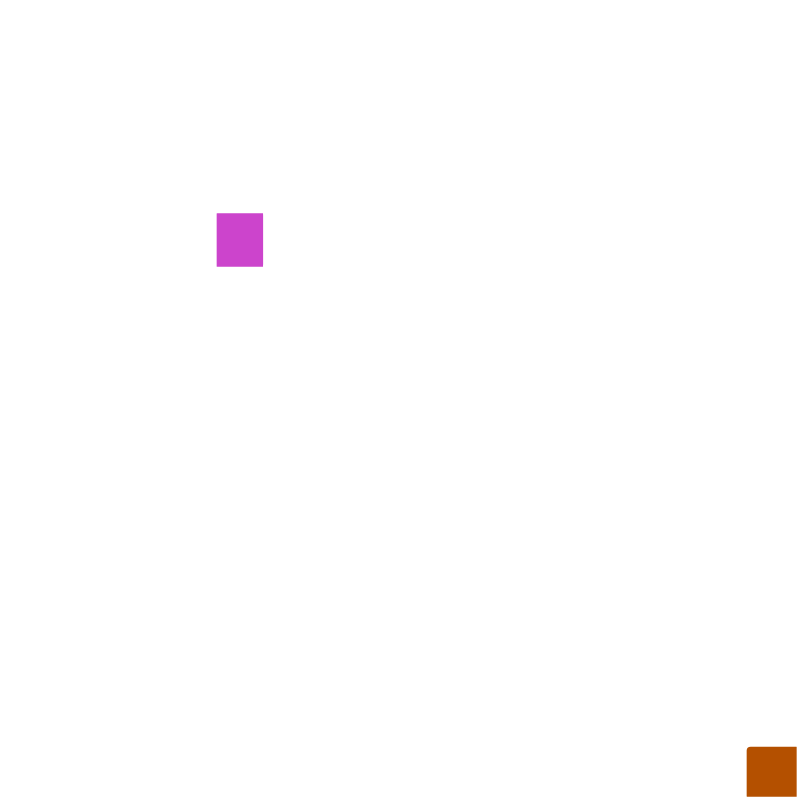
Frame 1 (no input)
Frame 60 (no input): identical to frame 1, image omitted
Frame 120 (the mouse pressed at the canvas centre since frame 60): identical to frame 1, image omitted

The p5.js sketch that drew this single still picture (run headless with seeded random() and noise() and a simulated clock; from frame 60 on, the mouse is pressed at the canvas centre):

// p5.js sketch
// ── sketch.js
// Parameters
const canvasDimensions = 800
const start = { x: 4, y: 4 }
const end = { x: 14, y: 14 }

/* eslint-disable-next-line */
function setup() {
  maze = new Maze(input1, canvasDimensions)
  createCanvas(canvasDimensions, canvasDimensions)
  // frameRate(30)
}

/* eslint-disable-next-line */
function draw() {
  clear()
  maze.show(start, end)
}

// ── Cell.js
class Cell {
  constructor(cell) {
    this.x = cell.x
    this.y = cell.y
    this.visited = false
    this.walls = cell.walls
  }

  equalsCellPos(x, y) {
    return this.x === x && this.y === y
  }
}

// ── Maze.js
class Maze {
  constructor(input, canvasDimensions) {
    this.width = input.length
    this.canvasDimensions = canvasDimensions
    this.cellsSize = canvasDimensions / this.width
    this.grid = input.map((row) => row.map((cell) => new Cell(cell)))
  }

  /** There are 3 possible states for a Cell:
   * - Cell not visited yet
   * - Cell visited but still processing (currently on stack)
   * - Cell processing finished
   * @param {*} currProcessing current cell being processed in this iteration
   * @param {*} stack current stack state
   */
  show(start, end) {
    const size = this.cellsSize
    const colors = {
      walls: [255, 255, 255],
      start: [204, 68, 204],
      end: [180, 80, 0],
    }

    for (let i = 0; i < this.width; i++) {
      for (let j = 0; j < this.width; j++) {
        const cell = this.grid[i][j]
        const x = i * this.cellsSize
        const y = j * this.cellsSize

        if (cell.equalsCellPos(start.x, start.y)) fill(...colors.start)
        else if (cell.equalsCellPos(end.x, end.y)) fill(...colors.end)
        else noFill() // not visited

        noStroke()
        rect(x, y, this.cellsSize, this.cellsSize, 4)

        // Walls
        stroke(...colors.walls)
        strokeWeight(100 / this.width)
        cell.walls.top && line(x, y, x + size, y)
        cell.walls.right && line(x + size, y, x + size, y + size)
        cell.walls.bottom && line(x, y + size, x + size, y + size)
        cell.walls.left && line(x, y, x, y + size)
      }
    }
  }
}

// ── MazeSolver.js
class MazeSolver {
  constructor(maze, start, end) {
    this.maze = maze
    this.start = start
    this.end = end
    const initCell = this.maze.grid[start.x][start.y]
    this.stack = [initCell]
    initCell.visited = true
    this.setCurrentCell(initCell)
  }

  // Finds the first unvisited neighbour with no walls between
  findUnvisitedNeighbour(cell) {
    // prettier-ignore
    // Checking order: Top, Right, Bottom, Left
    const neighbours = [
      { x: cell.x     , y: cell.y - 1 },
      { x: cell.x + 1 , y: cell.y     },
      { x: cell.x     , y: cell.y + 1 },
      { x: cell.x - 1 , y: cell.y     },
    ]
    const coords = neighbours.find((n) => {
      const neighbour = this.maze.grid[n.x] && this.maze.grid[n.x][n.y]
      return neighbour && !neighbour.visited && !cell.hasWallBetween(neighbour)
    })
    return coords && this.maze.grid[coords.x][coords.y]
  }

  setCurrentCell(next) {
    if (next) {
      if (this.curr) this.curr.isCurrent = false
      next.isCurrent = true
      this.curr = next
    }
  }

  nextIteration() {
    if (this.stack.length === 0 || this.curr.isEnd) {
      noLoop()
      console.log('Solution: \n', JSON.stringify(this.stack))
      return {
        maze: this.maze,
        stack: this.stack,
      }
    }
    const cell = this.stack.pop()
    const neighbour = this.findUnvisitedNeighbour(cell)
    if (neighbour) {
      neighbour.visited = true
      this.stack.push(cell)
      this.stack.push(neighbour)
      this.setCurrentCell(neighbour)
    }
    return {
      maze: this.maze,
      stack: this.stack,
    }
  }
}

// ── input.js
const input1 = [
  [
    { x: 0, y: 0, visited: true, walls: { top: true, right: true, bottom: false, left: true } },
    { x: 0, y: 1, visited: true, walls: { top: false, right: true, bottom: false, left: true } },
    { x: 0, y: 2, visited: true, walls: { top: false, right: false, bottom: false, left: true } },
    { x: 0, y: 3, visited: true, walls: { top: false, right: true, bottom: false, left: true } },
    { x: 0, y: 4, visited: true, walls: { top: false, right: true, bottom: true, left: true } },
    { x: 0, y: 5, visited: true, walls: { top: true, right: false, bottom: false, left: true } },
    { x: 0, y: 6, visited: true, walls: { top: false, right: true, bottom: false, left: true } },
    { x: 0, y: 7, visited: true, walls: { top: false, right: true, bottom: false, left: true } },
    { x: 0, y: 8, visited: true, walls: { top: false, right: true, bottom: false, left: true } },
    { x: 0, y: 9, visited: true, walls: { top: false, right: false, bottom: true, left: true } },
    { x: 0, y: 10, visited: true, walls: { top: true, right: true, bottom: false, left: true } },
    { x: 0, y: 11, visited: true, walls: { top: false, right: false, bottom: false, left: true } },
    { x: 0, y: 12, visited: true, walls: { top: false, right: false, bottom: true, left: true } },
    { x: 0, y: 13, visited: true, walls: { top: true, right: true, bottom: false, left: true } },
    { x: 0, y: 14, visited: true, walls: { top: false, right: false, bottom: true, left: true } },
  ],
  [
    { x: 1, y: 0, visited: true, walls: { top: true, right: false, bottom: false, left: true } },
    { x: 1, y: 1, visited: true, walls: { top: false, right: true, bottom: false, left: true } },
    { x: 1, y: 2, visited: true, walls: { top: false, right: true, bottom: true, left: false } },
    { x: 1, y: 3, visited: true, walls: { top: true, right: false, bottom: false, left: true } },
    { x: 1, y: 4, visited: true, walls: { top: false, right: true, bottom: false, left: true } },
    { x: 1, y: 5, visited: true, walls: { top: false, right: true, bottom: true, left: false } },
    { x: 1, y: 6, visited: true, walls: { top: true, right: false, bottom: true, left: true } },
    { x: 1, y: 7, visited: true, walls: { top: true, right: false, bottom: false, left: true } },
    { x: 1, y: 8, visited: true, walls: { top: false, right: true, bottom: false, left: true } },
    { x: 1, y: 9, visited: true, walls: { top: false, right: true, bottom: true, left: false } },
    { x: 1, y: 10, visited: true, walls: { top: true, right: false, bottom: false, left: true } },
    { x: 1, y: 11, visited: true, walls: { top: false, right: true, bottom: true, left: false } },
    { x: 1, y: 12, visited: true, walls: { top: true, right: true, bottom: false, left: false } },
    { x: 1, y: 13, visited: true, walls: { top: false, right: true, bottom: false, left: true } },
    { x: 1, y: 14, visited: true, walls: { top: false, right: false, bottom: true, left: false } },
  ],
  [
    { x: 2, y: 0, visited: true, walls: { top: true, right: false, bottom: true, left: false } },
    { x: 2, y: 1, visited: true, walls: { top: true, right: false, bottom: false, left: true } },
    { x: 2, y: 2, visited: true, walls: { top: false, right: true, bottom: false, left: true } },
    { x: 2, y: 3, visited: true, walls: { top: false, right: true, bottom: true, left: false } },
    { x: 2, y: 4, visited: true, walls: { top: true, right: false, bottom: false, left: true } },
    { x: 2, y: 5, visited: true, walls: { top: false, right: true, bottom: false, left: true } },
    { x: 2, y: 6, visited: true, walls: { top: false, right: false, bottom: true, left: false } },
    { x: 2, y: 7, visited: true, walls: { top: true, right: false, bottom: true, left: false } },
    { x: 2, y: 8, visited: true, walls: { top: true, right: true, bottom: false, left: true } },
    { x: 2, y: 9, visited: true, walls: { top: false, right: false, bottom: false, left: true } },
    { x: 2, y: 10, visited: true, walls: { top: false, right: false, bottom: true, left: false } },
    { x: 2, y: 11, visited: true, walls: { top: true, right: true, bottom: false, left: true } },
    { x: 2, y: 12, visited: true, walls: { top: false, right: false, bottom: false, left: true } },
    { x: 2, y: 13, visited: true, walls: { top: false, right: true, bottom: false, left: true } },
    { x: 2, y: 14, visited: true, walls: { top: false, right: true, bottom: true, left: false } },
  ],
  [
    { x: 3, y: 0, visited: true, walls: { top: true, right: false, bottom: true, left: false } },
    { x: 3, y: 1, visited: true, walls: { top: true, right: true, bottom: false, left: false } },
    { x: 3, y: 2, visited: true, walls: { top: false, right: false, bottom: true, left: true } },
    { x: 3, y: 3, visited: true, walls: { top: true, right: true, bottom: false, left: true } },
    { x: 3, y: 4, visited: true, walls: { top: false, right: true, bottom: false, left: false } },
    { x: 3, y: 5, visited: true, walls: { top: false, right: false, bottom: true, left: true } },
    { x: 3, y: 6, visited: true, walls: { top: true, right: false, bottom: true, left: false } },
    { x: 3, y: 7, visited: true, walls: { top: true, right: true, bottom: false, left: false } },
    { x: 3, y: 8, visited: true, walls: { top: false, right: false, bottom: true, left: true } },
    { x: 3, y: 9, visited: true, walls: { top: true, right: true, bottom: true, left: false } },
    { x: 3, y: 10, visited: true, walls: { top: true, right: true, bottom: false, left: false } },
    { x: 3, y: 11, visited: true, walls: { top: false, right: false, bottom: true, left: true } },
    { x: 3, y: 12, visited: true, walls: { top: true, right: false, bottom: true, left: false } },
    { x: 3, y: 13, visited: true, walls: { top: true, right: true, bottom: false, left: true } },
    { x: 3, y: 14, visited: true, walls: { top: false, right: false, bottom: true, left: true } },
  ],
  [
    { x: 4, y: 0, visited: true, walls: { top: true, right: false, bottom: false, left: false } },
    { x: 4, y: 1, visited: true, walls: { top: false, right: false, bottom: true, left: true } },
    { x: 4, y: 2, visited: true, walls: { top: true, right: true, bottom: false, left: false } },
    { x: 4, y: 3, visited: true, walls: { top: false, right: true, bottom: false, left: true } },
    { x: 4, y: 4, visited: true, walls: { top: false, right: true, bottom: false, left: true } },
    { x: 4, y: 5, visited: true, walls: { top: false, right: true, bottom: true, left: false } },
    { x: 4, y: 6, visited: true, walls: { top: true, right: false, bottom: true, left: false } },
    { x: 4, y: 7, visited: true, walls: { top: true, right: false, bottom: false, left: true } },
    { x: 4, y: 8, visited: true, walls: { top: false, right: true, bottom: true, left: false } },
    { x: 4, y: 9, visited: true, walls: { top: true, right: false, bottom: false, left: true } },
    { x: 4, y: 10, visited: true, walls: { top: false, right: true, bottom: false, left: true } },
    { x: 4, y: 11, visited: true, walls: { top: false, right: true, bottom: true, left: false } },
    { x: 4, y: 12, visited: true, walls: { top: true, right: true, bottom: false, left: false } },
    { x: 4, y: 13, visited: true, walls: { top: false, right: false, bottom: true, left: true } },
    { x: 4, y: 14, visited: true, walls: { top: true, right: false, bottom: true, left: false } },
  ],
  [
    { x: 5, y: 0, visited: true, walls: { top: true, right: false, bottom: true, left: false } },
    { x: 5, y: 1, visited: true, walls: { top: true, right: false, bottom: true, left: false } },
    { x: 5, y: 2, visited: true, walls: { top: true, right: false, bottom: false, left: true } },
    { x: 5, y: 3, visited: true, walls: { top: false, right: true, bottom: false, left: true } },
    { x: 5, y: 4, visited: true, walls: { top: false, right: true, bottom: false, left: true } },
    { x: 5, y: 5, visited: true, walls: { top: false, right: false, bottom: true, left: true } },
    { x: 5, y: 6, visited: true, walls: { top: true, right: false, bottom: true, left: false } },
    { x: 5, y: 7, visited: true, walls: { top: true, right: true, bottom: true, left: false } },
    { x: 5, y: 8, visited: true, walls: { top: true, right: false, bottom: false, left: true } },
    { x: 5, y: 9, visited: true, walls: { top: false, right: false, bottom: true, left: false } },
    { x: 5, y: 10, visited: true, walls: { top: true, right: true, bottom: false, left: true } },
    { x: 5, y: 11, visited: true, walls: { top: false, right: false, bottom: true, left: true } },
    { x: 5, y: 12, visited: true, walls: { top: true, right: false, bottom: false, left: true } },
    { x: 5, y: 13, visited: true, walls: { top: false, right: true, bottom: true, left: false } },
    { x: 5, y: 14, visited: true, walls: { top: true, right: false, bottom: true, left: false } },
  ],
  [
    { x: 6, y: 0, visited: true, walls: { top: true, right: false, bottom: true, left: false } },
    { x: 6, y: 1, visited: true, walls: { top: true, right: true, bottom: false, left: false } },
    { x: 6, y: 2, visited: true, walls: { top: false, right: true, bottom: true, left: false } },
    { x: 6, y: 3, visited: true, walls: { top: true, right: false, bottom: false, left: true } },
    { x: 6, y: 4, visited: true, walls: { top: false, right: false, bottom: false, left: true } },
    { x: 6, y: 5, visited: true, walls: { top: false, right: true, bottom: true, left: false } },
    { x: 6, y: 6, visited: true, walls: { top: true, right: false, bottom: true, left: false } },
    { x: 6, y: 7, visited: true, walls: { top: true, right: false, bottom: false, left: true } },
    { x: 6, y: 8, visited: true, walls: { top: false, right: true, bottom: true, left: false } },
    { x: 6, y: 9, visited: true, walls: { top: true, right: true, bottom: false, left: false } },
    { x: 6, y: 10, visited: true, walls: { top: false, right: false, bottom: true, left: true } },
    { x: 6, y: 11, visited: true, walls: { top: true, right: false, bottom: false, left: false } },
    { x: 6, y: 12, visited: true, walls: { top: false, right: true, bottom: true, left: false } },
    { x: 6, y: 13, visited: true, walls: { top: true, right: true, bottom: false, left: true } },
    { x: 6, y: 14, visited: true, walls: { top: false, right: false, bottom: true, left: false } },
  ],
  [
    { x: 7, y: 0, visited: true, walls: { top: true, right: false, bottom: true, left: false } },
    { x: 7, y: 1, visited: true, walls: { top: true, right: false, bottom: false, left: true } },
    { x: 7, y: 2, visited: true, walls: { top: false, right: true, bottom: false, left: true } },
    { x: 7, y: 3, visited: true, walls: { top: false, right: true, bottom: true, left: false } },
    { x: 7, y: 4, visited: true, walls: { top: true, right: false, bottom: true, left: false } },
    { x: 7, y: 5, visited: true, walls: { top: true, right: false, bottom: false, left: true } },
    { x: 7, y: 6, visited: true, walls: { top: false, right: true, bottom: true, left: false } },
    { x: 7, y: 7, visited: true, walls: { top: true, right: true, bottom: true, left: false } },
    { x: 7, y: 8, visited: true, walls: { top: true, right: false, bottom: false, left: true } },
    { x: 7, y: 9, visited: true, walls: { top: false, right: true, bottom: false, left: true } },
    { x: 7, y: 10, visited: true, walls: { top: false, right: true, bottom: true, left: false } },
    { x: 7, y: 11, visited: true, walls: { top: true, right: true, bottom: false, left: false } },
    { x: 7, y: 12, visited: true, walls: { top: false, right: true, bottom: false, left: true } },
    { x: 7, y: 13, visited: true, walls: { top: false, right: true, bottom: false, left: true } },
    { x: 7, y: 14, visited: true, walls: { top: false, right: false, bottom: true, left: false } },
  ],
  [
    { x: 8, y: 0, visited: true, walls: { top: true, right: false, bottom: true, left: false } },
    { x: 8, y: 1, visited: true, walls: { top: true, right: false, bottom: true, left: false } },
    { x: 8, y: 2, visited: true, walls: { top: true, right: false, bottom: false, left: true } },
    { x: 8, y: 3, visited: true, walls: { top: false, right: true, bottom: true, left: true } },
    { x: 8, y: 4, visited: true, walls: { top: true, right: false, bottom: true, left: false } },
    { x: 8, y: 5, visited: true, walls: { top: true, right: true, bottom: false, left: false } },
    { x: 8, y: 6, visited: true, walls: { top: false, right: true, bottom: false, left: true } },
    { x: 8, y: 7, visited: true, walls: { top: false, right: true, bottom: false, left: true } },
    { x: 8, y: 8, visited: true, walls: { top: false, right: true, bottom: true, left: false } },
    { x: 8, y: 9, visited: true, walls: { top: true, right: false, bottom: false, left: true } },
    { x: 8, y: 10, visited: true, walls: { top: false, right: false, bottom: false, left: true } },
    { x: 8, y: 11, visited: true, walls: { top: false, right: true, bottom: false, left: true } },
    { x: 8, y: 12, visited: true, walls: { top: false, right: true, bottom: true, left: true } },
    { x: 8, y: 13, visited: true, walls: { top: true, right: false, bottom: false, left: true } },
    { x: 8, y: 14, visited: true, walls: { top: false, right: true, bottom: true, left: false } },
  ],
  [
    { x: 9, y: 0, visited: true, walls: { top: true, right: true, bottom: true, left: false } },
    { x: 9, y: 1, visited: true, walls: { top: true, right: false, bottom: true, left: false } },
    { x: 9, y: 2, visited: true, walls: { top: true, right: false, bottom: true, left: false } },
    { x: 9, y: 3, visited: true, walls: { top: true, right: false, bottom: false, left: true } },
    { x: 9, y: 4, visited: true, walls: { top: false, right: true, bottom: true, left: false } },
    { x: 9, y: 5, visited: true, walls: { top: true, right: false, bottom: false, left: true } },
    { x: 9, y: 6, visited: true, walls: { top: false, right: true, bottom: false, left: true } },
    { x: 9, y: 7, visited: true, walls: { top: false, right: true, bottom: false, left: true } },
    { x: 9, y: 8, visited: true, walls: { top: false, right: true, bottom: false, left: true } },
    { x: 9, y: 9, visited: true, walls: { top: false, right: true, bottom: true, left: false } },
    { x: 9, y: 10, visited: true, walls: { top: true, right: true, bottom: true, left: false } },
    { x: 9, y: 11, visited: true, walls: { top: true, right: false, bottom: false, left: true } },
    { x: 9, y: 12, visited: true, walls: { top: false, right: false, bottom: true, left: true } },
    { x: 9, y: 13, visited: true, walls: { top: true, right: true, bottom: false, left: false } },
    { x: 9, y: 14, visited: true, walls: { top: false, right: false, bottom: true, left: true } },
  ],
  [
    { x: 10, y: 0, visited: true, walls: { top: true, right: false, bottom: false, left: true } },
    { x: 10, y: 1, visited: true, walls: { top: false, right: true, bottom: true, left: false } },
    { x: 10, y: 2, visited: true, walls: { top: true, right: false, bottom: true, left: false } },
    { x: 10, y: 3, visited: true, walls: { top: true, right: false, bottom: true, left: false } },
    { x: 10, y: 4, visited: true, walls: { top: true, right: false, bottom: false, left: true } },
    { x: 10, y: 5, visited: true, walls: { top: false, right: true, bottom: true, left: false } },
    { x: 10, y: 6, visited: true, walls: { top: true, right: false, bottom: false, left: true } },
    { x: 10, y: 7, visited: true, walls: { top: false, right: true, bottom: false, left: true } },
    { x: 10, y: 8, visited: true, walls: { top: false, right: true, bottom: false, left: true } },
    { x: 10, y: 9, visited: true, walls: { top: false, right: true, bottom: false, left: true } },
    { x: 10, y: 10, visited: true, walls: { top: false, right: true, bottom: false, left: true } },
    { x: 10, y: 11, visited: true, walls: { top: false, right: true, bottom: true, left: false } },
    { x: 10, y: 12, visited: true, walls: { top: true, right: true, bottom: false, left: false } },
    { x: 10, y: 13, visited: true, walls: { top: false, right: true, bottom: false, left: true } },
    { x: 10, y: 14, visited: true, walls: { top: false, right: true, bottom: true, left: false } },
  ],
  [
    { x: 11, y: 0, visited: true, walls: { top: true, right: false, bottom: true, left: false } },
    { x: 11, y: 1, visited: true, walls: { top: true, right: false, bottom: false, left: true } },
    { x: 11, y: 2, visited: true, walls: { top: false, right: false, bottom: true, left: false } },
    { x: 11, y: 3, visited: true, walls: { top: true, right: false, bottom: true, left: false } },
    { x: 11, y: 4, visited: true, walls: { top: true, right: true, bottom: false, left: false } },
    { x: 11, y: 5, visited: true, walls: { top: false, right: false, bottom: true, left: true } },
    { x: 11, y: 6, visited: true, walls: { top: true, right: false, bottom: true, left: false } },
    { x: 11, y: 7, visited: true, walls: { top: true, right: true, bottom: false, left: true } },
    { x: 11, y: 8, visited: true, walls: { top: false, right: false, bottom: false, left: true } },
    { x: 11, y: 9, visited: true, walls: { top: false, right: false, bottom: true, left: true } },
    { x: 11, y: 10, visited: true, walls: { top: true, right: false, bottom: false, left: true } },
    { x: 11, y: 11, visited: true, walls: { top: false, right: false, bottom: true, left: true } },
    { x: 11, y: 12, visited: true, walls: { top: true, right: false, bottom: false, left: true } },
    { x: 11, y: 13, visited: true, walls: { top: false, right: false, bottom: false, left: true } },
    { x: 11, y: 14, visited: true, walls: { top: false, right: false, bottom: true, left: true } },
  ],
  [
    { x: 12, y: 0, visited: true, walls: { top: true, right: false, bottom: true, left: false } },
    { x: 12, y: 1, visited: true, walls: { top: true, right: true, bottom: true, left: false } },
    { x: 12, y: 2, visited: true, walls: { top: true, right: false, bottom: true, left: false } },
    { x: 12, y: 3, visited: true, walls: { top: true, right: true, bottom: false, left: false } },
    { x: 12, y: 4, visited: true, walls: { top: false, right: false, bottom: false, left: true } },
    { x: 12, y: 5, visited: true, walls: { top: false, right: true, bottom: true, left: false } },
    { x: 12, y: 6, visited: true, walls: { top: true, right: true, bottom: false, left: false } },
    { x: 12, y: 7, visited: true, walls: { top: false, right: true, bottom: false, left: true } },
    { x: 12, y: 8, visited: true, walls: { top: false, right: true, bottom: true, left: false } },
    { x: 12, y: 9, visited: true, walls: { top: true, right: false, bottom: true, left: false } },
    { x: 12, y: 10, visited: true, walls: { top: true, right: true, bottom: true, left: false } },
    { x: 12, y: 11, visited: true, walls: { top: true, right: true, bottom: false, left: false } },
    { x: 12, y: 12, visited: true, walls: { top: false, right: true, bottom: true, left: false } },
    { x: 12, y: 13, visited: true, walls: { top: true, right: false, bottom: true, left: false } },
    { x: 12, y: 14, visited: true, walls: { top: true, right: false, bottom: true, left: false } },
  ],
  [
    { x: 13, y: 0, visited: true, walls: { top: true, right: false, bottom: false, left: false } },
    { x: 13, y: 1, visited: true, walls: { top: false, right: false, bottom: true, left: true } },
    { x: 13, y: 2, visited: true, walls: { top: true, right: true, bottom: false, left: false } },
    { x: 13, y: 3, visited: true, walls: { top: false, right: true, bottom: false, left: true } },
    { x: 13, y: 4, visited: true, walls: { top: false, right: true, bottom: true, left: false } },
    { x: 13, y: 5, visited: true, walls: { top: true, right: false, bottom: false, left: true } },
    { x: 13, y: 6, visited: true, walls: { top: false, right: false, bottom: false, left: true } },
    { x: 13, y: 7, visited: true, walls: { top: false, right: true, bottom: false, left: true } },
    { x: 13, y: 8, visited: true, walls: { top: false, right: true, bottom: true, left: true } },
    { x: 13, y: 9, visited: true, walls: { top: true, right: true, bottom: false, left: false } },
    { x: 13, y: 10, visited: true, walls: { top: false, right: true, bottom: false, left: true } },
    { x: 13, y: 11, visited: true, walls: { top: false, right: true, bottom: false, left: true } },
    { x: 13, y: 12, visited: true, walls: { top: false, right: true, bottom: false, left: true } },
    { x: 13, y: 13, visited: true, walls: { top: false, right: true, bottom: true, left: false } },
    { x: 13, y: 14, visited: true, walls: { top: true, right: false, bottom: true, left: false } },
  ],
  [
    { x: 14, y: 0, visited: true, walls: { top: true, right: true, bottom: true, left: false } },
    { x: 14, y: 1, visited: true, walls: { top: true, right: true, bottom: false, left: false } },
    { x: 14, y: 2, visited: true, walls: { top: false, right: true, bottom: false, left: true } },
    { x: 14, y: 3, visited: true, walls: { top: false, right: true, bottom: false, left: true } },
    { x: 14, y: 4, visited: true, walls: { top: false, right: true, bottom: false, left: true } },
    { x: 14, y: 5, visited: true, walls: { top: false, right: true, bottom: true, left: false } },
    { x: 14, y: 6, visited: true, walls: { top: true, right: true, bottom: false, left: false } },
    { x: 14, y: 7, visited: true, walls: { top: false, right: true, bottom: false, left: true } },
    { x: 14, y: 8, visited: true, walls: { top: false, right: true, bottom: false, left: true } },
    { x: 14, y: 9, visited: true, walls: { top: false, right: true, bottom: false, left: true } },
    { x: 14, y: 10, visited: true, walls: { top: false, right: true, bottom: false, left: true } },
    { x: 14, y: 11, visited: true, walls: { top: false, right: true, bottom: false, left: true } },
    { x: 14, y: 12, visited: true, walls: { top: false, right: true, bottom: false, left: true } },
    { x: 14, y: 13, visited: true, walls: { top: false, right: true, bottom: false, left: true } },
    { x: 14, y: 14, visited: true, walls: { top: false, right: true, bottom: true, left: false } },
  ],
]

// ── inputs.js
const inputsList = [
  [
    [
      { x: 0, y: 0, visited: true, walls: { top: true, right: true, bottom: false, left: true } },
      { x: 0, y: 1, visited: true, walls: { top: false, right: true, bottom: false, left: true } },
      { x: 0, y: 2, visited: true, walls: { top: false, right: false, bottom: false, left: true } },
      { x: 0, y: 3, visited: true, walls: { top: false, right: true, bottom: false, left: true } },
      { x: 0, y: 4, visited: true, walls: { top: false, right: true, bottom: true, left: true } },
      { x: 0, y: 5, visited: true, walls: { top: true, right: false, bottom: false, left: true } },
      { x: 0, y: 6, visited: true, walls: { top: false, right: true, bottom: false, left: true } },
      { x: 0, y: 7, visited: true, walls: { top: false, right: true, bottom: false, left: true } },
      { x: 0, y: 8, visited: true, walls: { top: false, right: true, bottom: false, left: true } },
      { x: 0, y: 9, visited: true, walls: { top: false, right: false, bottom: true, left: true } },
      { x: 0, y: 10, visited: true, walls: { top: true, right: true, bottom: false, left: true } },
      { x: 0, y: 11, visited: true, walls: { top: false, right: false, bottom: false, left: true } },
      { x: 0, y: 12, visited: true, walls: { top: false, right: false, bottom: true, left: true } },
      { x: 0, y: 13, visited: true, walls: { top: true, right: true, bottom: false, left: true } },
      { x: 0, y: 14, visited: true, walls: { top: false, right: false, bottom: true, left: true } },
    ],
    [
      { x: 1, y: 0, visited: true, walls: { top: true, right: false, bottom: false, left: true } },
      { x: 1, y: 1, visited: true, walls: { top: false, right: true, bottom: false, left: true } },
      { x: 1, y: 2, visited: true, walls: { top: false, right: true, bottom: true, left: false } },
      { x: 1, y: 3, visited: true, walls: { top: true, right: false, bottom: false, left: true } },
      { x: 1, y: 4, visited: true, walls: { top: false, right: true, bottom: false, left: true } },
      { x: 1, y: 5, visited: true, walls: { top: false, right: true, bottom: true, left: false } },
      { x: 1, y: 6, visited: true, walls: { top: true, right: false, bottom: true, left: true } },
      { x: 1, y: 7, visited: true, walls: { top: true, right: false, bottom: false, left: true } },
      { x: 1, y: 8, visited: true, walls: { top: false, right: true, bottom: false, left: true } },
      { x: 1, y: 9, visited: true, walls: { top: false, right: true, bottom: true, left: false } },
      { x: 1, y: 10, visited: true, walls: { top: true, right: false, bottom: false, left: true } },
      { x: 1, y: 11, visited: true, walls: { top: false, right: true, bottom: true, left: false } },
      { x: 1, y: 12, visited: true, walls: { top: true, right: true, bottom: false, left: false } },
      { x: 1, y: 13, visited: true, walls: { top: false, right: true, bottom: false, left: true } },
      { x: 1, y: 14, visited: true, walls: { top: false, right: false, bottom: true, left: false } },
    ],
    [
      { x: 2, y: 0, visited: true, walls: { top: true, right: false, bottom: true, left: false } },
      { x: 2, y: 1, visited: true, walls: { top: true, right: false, bottom: false, left: true } },
      { x: 2, y: 2, visited: true, walls: { top: false, right: true, bottom: false, left: true } },
      { x: 2, y: 3, visited: true, walls: { top: false, right: true, bottom: true, left: false } },
      { x: 2, y: 4, visited: true, walls: { top: true, right: false, bottom: false, left: true } },
      { x: 2, y: 5, visited: true, walls: { top: false, right: true, bottom: false, left: true } },
      { x: 2, y: 6, visited: true, walls: { top: false, right: false, bottom: true, left: false } },
      { x: 2, y: 7, visited: true, walls: { top: true, right: false, bottom: true, left: false } },
      { x: 2, y: 8, visited: true, walls: { top: true, right: true, bottom: false, left: true } },
      { x: 2, y: 9, visited: true, walls: { top: false, right: false, bottom: false, left: true } },
      { x: 2, y: 10, visited: true, walls: { top: false, right: false, bottom: true, left: false } },
      { x: 2, y: 11, visited: true, walls: { top: true, right: true, bottom: false, left: true } },
      { x: 2, y: 12, visited: true, walls: { top: false, right: false, bottom: false, left: true } },
      { x: 2, y: 13, visited: true, walls: { top: false, right: true, bottom: false, left: true } },
      { x: 2, y: 14, visited: true, walls: { top: false, right: true, bottom: true, left: false } },
    ],
    [
      { x: 3, y: 0, visited: true, walls: { top: true, right: false, bottom: true, left: false } },
      { x: 3, y: 1, visited: true, walls: { top: true, right: true, bottom: false, left: false } },
      { x: 3, y: 2, visited: true, walls: { top: false, right: false, bottom: true, left: true } },
      { x: 3, y: 3, visited: true, walls: { top: true, right: true, bottom: false, left: true } },
      { x: 3, y: 4, visited: true, walls: { top: false, right: true, bottom: false, left: false } },
      { x: 3, y: 5, visited: true, walls: { top: false, right: false, bottom: true, left: true } },
      { x: 3, y: 6, visited: true, walls: { top: true, right: false, bottom: true, left: false } },
      { x: 3, y: 7, visited: true, walls: { top: true, right: true, bottom: false, left: false } },
      { x: 3, y: 8, visited: true, walls: { top: false, right: false, bottom: true, left: true } },
      { x: 3, y: 9, visited: true, walls: { top: true, right: true, bottom: true, left: false } },
      { x: 3, y: 10, visited: true, walls: { top: true, right: true, bottom: false, left: false } },
      { x: 3, y: 11, visited: true, walls: { top: false, right: false, bottom: true, left: true } },
      { x: 3, y: 12, visited: true, walls: { top: true, right: false, bottom: true, left: false } },
      { x: 3, y: 13, visited: true, walls: { top: true, right: true, bottom: false, left: true } },
      { x: 3, y: 14, visited: true, walls: { top: false, right: false, bottom: true, left: true } },
    ],
    [
      { x: 4, y: 0, visited: true, walls: { top: true, right: false, bottom: false, left: false } },
      { x: 4, y: 1, visited: true, walls: { top: false, right: false, bottom: true, left: true } },
      { x: 4, y: 2, visited: true, walls: { top: true, right: true, bottom: false, left: false } },
      { x: 4, y: 3, visited: true, walls: { top: false, right: true, bottom: false, left: true } },
      { x: 4, y: 4, visited: true, walls: { top: false, right: true, bottom: false, left: true } },
      { x: 4, y: 5, visited: true, walls: { top: false, right: true, bottom: true, left: false } },
      { x: 4, y: 6, visited: true, walls: { top: true, right: false, bottom: true, left: false } },
      { x: 4, y: 7, visited: true, walls: { top: true, right: false, bottom: false, left: true } },
      { x: 4, y: 8, visited: true, walls: { top: false, right: true, bottom: true, left: false } },
      { x: 4, y: 9, visited: true, walls: { top: true, right: false, bottom: false, left: true } },
      { x: 4, y: 10, visited: true, walls: { top: false, right: true, bottom: false, left: true } },
      { x: 4, y: 11, visited: true, walls: { top: false, right: true, bottom: true, left: false } },
      { x: 4, y: 12, visited: true, walls: { top: true, right: true, bottom: false, left: false } },
      { x: 4, y: 13, visited: true, walls: { top: false, right: false, bottom: true, left: true } },
      { x: 4, y: 14, visited: true, walls: { top: true, right: false, bottom: true, left: false } },
    ],
    [
      { x: 5, y: 0, visited: true, walls: { top: true, right: false, bottom: true, left: false } },
      { x: 5, y: 1, visited: true, walls: { top: true, right: false, bottom: true, left: false } },
      { x: 5, y: 2, visited: true, walls: { top: true, right: false, bottom: false, left: true } },
      { x: 5, y: 3, visited: true, walls: { top: false, right: true, bottom: false, left: true } },
      { x: 5, y: 4, visited: true, walls: { top: false, right: true, bottom: false, left: true } },
      { x: 5, y: 5, visited: true, walls: { top: false, right: false, bottom: true, left: true } },
      { x: 5, y: 6, visited: true, walls: { top: true, right: false, bottom: true, left: false } },
      { x: 5, y: 7, visited: true, walls: { top: true, right: true, bottom: true, left: false } },
      { x: 5, y: 8, visited: true, walls: { top: true, right: false, bottom: false, left: true } },
      { x: 5, y: 9, visited: true, walls: { top: false, right: false, bottom: true, left: false } },
      { x: 5, y: 10, visited: true, walls: { top: true, right: true, bottom: false, left: true } },
      { x: 5, y: 11, visited: true, walls: { top: false, right: false, bottom: true, left: true } },
      { x: 5, y: 12, visited: true, walls: { top: true, right: false, bottom: false, left: true } },
      { x: 5, y: 13, visited: true, walls: { top: false, right: true, bottom: true, left: false } },
      { x: 5, y: 14, visited: true, walls: { top: true, right: false, bottom: true, left: false } },
    ],
    [
      { x: 6, y: 0, visited: true, walls: { top: true, right: false, bottom: true, left: false } },
      { x: 6, y: 1, visited: true, walls: { top: true, right: true, bottom: false, left: false } },
      { x: 6, y: 2, visited: true, walls: { top: false, right: true, bottom: true, left: false } },
      { x: 6, y: 3, visited: true, walls: { top: true, right: false, bottom: false, left: true } },
      { x: 6, y: 4, visited: true, walls: { top: false, right: false, bottom: false, left: true } },
      { x: 6, y: 5, visited: true, walls: { top: false, right: true, bottom: true, left: false } },
      { x: 6, y: 6, visited: true, walls: { top: true, right: false, bottom: true, left: false } },
      { x: 6, y: 7, visited: true, walls: { top: true, right: false, bottom: false, left: true } },
      { x: 6, y: 8, visited: true, walls: { top: false, right: true, bottom: true, left: false } },
      { x: 6, y: 9, visited: true, walls: { top: true, right: true, bottom: false, left: false } },
      { x: 6, y: 10, visited: true, walls: { top: false, right: false, bottom: true, left: true } },
      { x: 6, y: 11, visited: true, walls: { top: true, right: false, bottom: false, left: false } },
      { x: 6, y: 12, visited: true, walls: { top: false, right: true, bottom: true, left: false } },
      { x: 6, y: 13, visited: true, walls: { top: true, right: true, bottom: false, left: true } },
      { x: 6, y: 14, visited: true, walls: { top: false, right: false, bottom: true, left: false } },
    ],
    [
      { x: 7, y: 0, visited: true, walls: { top: true, right: false, bottom: true, left: false } },
      { x: 7, y: 1, visited: true, walls: { top: true, right: false, bottom: false, left: true } },
      { x: 7, y: 2, visited: true, walls: { top: false, right: true, bottom: false, left: true } },
      { x: 7, y: 3, visited: true, walls: { top: false, right: true, bottom: true, left: false } },
      { x: 7, y: 4, visited: true, walls: { top: true, right: false, bottom: true, left: false } },
      { x: 7, y: 5, visited: true, walls: { top: true, right: false, bottom: false, left: true } },
      { x: 7, y: 6, visited: true, walls: { top: false, right: true, bottom: true, left: false } },
      { x: 7, y: 7, visited: true, walls: { top: true, right: true, bottom: true, left: false } },
      { x: 7, y: 8, visited: true, walls: { top: true, right: false, bottom: false, left: true } },
      { x: 7, y: 9, visited: true, walls: { top: false, right: true, bottom: false, left: true } },
      { x: 7, y: 10, visited: true, walls: { top: false, right: true, bottom: true, left: false } },
      { x: 7, y: 11, visited: true, walls: { top: true, right: true, bottom: false, left: false } },
      { x: 7, y: 12, visited: true, walls: { top: false, right: true, bottom: false, left: true } },
      { x: 7, y: 13, visited: true, walls: { top: false, right: true, bottom: false, left: true } },
      { x: 7, y: 14, visited: true, walls: { top: false, right: false, bottom: true, left: false } },
    ],
    [
      { x: 8, y: 0, visited: true, walls: { top: true, right: false, bottom: true, left: false } },
      { x: 8, y: 1, visited: true, walls: { top: true, right: false, bottom: true, left: false } },
      { x: 8, y: 2, visited: true, walls: { top: true, right: false, bottom: false, left: true } },
      { x: 8, y: 3, visited: true, walls: { top: false, right: true, bottom: true, left: true } },
      { x: 8, y: 4, visited: true, walls: { top: true, right: false, bottom: true, left: false } },
      { x: 8, y: 5, visited: true, walls: { top: true, right: true, bottom: false, left: false } },
      { x: 8, y: 6, visited: true, walls: { top: false, right: true, bottom: false, left: true } },
      { x: 8, y: 7, visited: true, walls: { top: false, right: true, bottom: false, left: true } },
      { x: 8, y: 8, visited: true, walls: { top: false, right: true, bottom: true, left: false } },
      { x: 8, y: 9, visited: true, walls: { top: true, right: false, bottom: false, left: true } },
      { x: 8, y: 10, visited: true, walls: { top: false, right: false, bottom: false, left: true } },
      { x: 8, y: 11, visited: true, walls: { top: false, right: true, bottom: false, left: true } },
      { x: 8, y: 12, visited: true, walls: { top: false, right: true, bottom: true, left: true } },
      { x: 8, y: 13, visited: true, walls: { top: true, right: false, bottom: false, left: true } },
      { x: 8, y: 14, visited: true, walls: { top: false, right: true, bottom: true, left: false } },
    ],
    [
      { x: 9, y: 0, visited: true, walls: { top: true, right: true, bottom: true, left: false } },
      { x: 9, y: 1, visited: true, walls: { top: true, right: false, bottom: true, left: false } },
      { x: 9, y: 2, visited: true, walls: { top: true, right: false, bottom: true, left: false } },
      { x: 9, y: 3, visited: true, walls: { top: true, right: false, bottom: false, left: true } },
      { x: 9, y: 4, visited: true, walls: { top: false, right: true, bottom: true, left: false } },
      { x: 9, y: 5, visited: true, walls: { top: true, right: false, bottom: false, left: true } },
      { x: 9, y: 6, visited: true, walls: { top: false, right: true, bottom: false, left: true } },
      { x: 9, y: 7, visited: true, walls: { top: false, right: true, bottom: false, left: true } },
      { x: 9, y: 8, visited: true, walls: { top: false, right: true, bottom: false, left: true } },
      { x: 9, y: 9, visited: true, walls: { top: false, right: true, bottom: true, left: false } },
      { x: 9, y: 10, visited: true, walls: { top: true, right: true, bottom: true, left: false } },
      { x: 9, y: 11, visited: true, walls: { top: true, right: false, bottom: false, left: true } },
      { x: 9, y: 12, visited: true, walls: { top: false, right: false, bottom: true, left: true } },
      { x: 9, y: 13, visited: true, walls: { top: true, right: true, bottom: false, left: false } },
      { x: 9, y: 14, visited: true, walls: { top: false, right: false, bottom: true, left: true } },
    ],
    [
      { x: 10, y: 0, visited: true, walls: { top: true, right: false, bottom: false, left: true } },
      { x: 10, y: 1, visited: true, walls: { top: false, right: true, bottom: true, left: false } },
      { x: 10, y: 2, visited: true, walls: { top: true, right: false, bottom: true, left: false } },
      { x: 10, y: 3, visited: true, walls: { top: true, right: false, bottom: true, left: false } },
      { x: 10, y: 4, visited: true, walls: { top: true, right: false, bottom: false, left: true } },
      { x: 10, y: 5, visited: true, walls: { top: false, right: true, bottom: true, left: false } },
      { x: 10, y: 6, visited: true, walls: { top: true, right: false, bottom: false, left: true } },
      { x: 10, y: 7, visited: true, walls: { top: false, right: true, bottom: false, left: true } },
      { x: 10, y: 8, visited: true, walls: { top: false, right: true, bottom: false, left: true } },
      { x: 10, y: 9, visited: true, walls: { top: false, right: true, bottom: false, left: true } },
      { x: 10, y: 10, visited: true, walls: { top: false, right: true, bottom: false, left: true } },
      { x: 10, y: 11, visited: true, walls: { top: false, right: true, bottom: true, left: false } },
      { x: 10, y: 12, visited: true, walls: { top: true, right: true, bottom: false, left: false } },
      { x: 10, y: 13, visited: true, walls: { top: false, right: true, bottom: false, left: true } },
      { x: 10, y: 14, visited: true, walls: { top: false, right: true, bottom: true, left: false } },
    ],
    [
      { x: 11, y: 0, visited: true, walls: { top: true, right: false, bottom: true, left: false } },
      { x: 11, y: 1, visited: true, walls: { top: true, right: false, bottom: false, left: true } },
      { x: 11, y: 2, visited: true, walls: { top: false, right: false, bottom: true, left: false } },
      { x: 11, y: 3, visited: true, walls: { top: true, right: false, bottom: true, left: false } },
      { x: 11, y: 4, visited: true, walls: { top: true, right: true, bottom: false, left: false } },
      { x: 11, y: 5, visited: true, walls: { top: false, right: false, bottom: true, left: true } },
      { x: 11, y: 6, visited: true, walls: { top: true, right: false, bottom: true, left: false } },
      { x: 11, y: 7, visited: true, walls: { top: true, right: true, bottom: false, left: true } },
      { x: 11, y: 8, visited: true, walls: { top: false, right: false, bottom: false, left: true } },
      { x: 11, y: 9, visited: true, walls: { top: false, right: false, bottom: true, left: true } },
      { x: 11, y: 10, visited: true, walls: { top: true, right: false, bottom: false, left: true } },
      { x: 11, y: 11, visited: true, walls: { top: false, right: false, bottom: true, left: true } },
      { x: 11, y: 12, visited: true, walls: { top: true, right: false, bottom: false, left: true } },
      { x: 11, y: 13, visited: true, walls: { top: false, right: false, bottom: false, left: true } },
      { x: 11, y: 14, visited: true, walls: { top: false, right: false, bottom: true, left: true } },
    ],
    [
      { x: 12, y: 0, visited: true, walls: { top: true, right: false, bottom: true, left: false } },
      { x: 12, y: 1, visited: true, walls: { top: true, right: true, bottom: true, left: false } },
      { x: 12, y: 2, visited: true, walls: { top: true, right: false, bottom: true, left: false } },
      { x: 12, y: 3, visited: true, walls: { top: true, right: true, bottom: false, left: false } },
      { x: 12, y: 4, visited: true, walls: { top: false, right: false, bottom: false, left: true } },
      { x: 12, y: 5, visited: true, walls: { top: false, right: true, bottom: true, left: false } },
      { x: 12, y: 6, visited: true, walls: { top: true, right: true, bottom: false, left: false } },
      { x: 12, y: 7, visited: true, walls: { top: false, right: true, bottom: false, left: true } },
      { x: 12, y: 8, visited: true, walls: { top: false, right: true, bottom: true, left: false } },
      { x: 12, y: 9, visited: true, walls: { top: true, right: false, bottom: true, left: false } },
      { x: 12, y: 10, visited: true, walls: { top: true, right: true, bottom: true, left: false } },
      { x: 12, y: 11, visited: true, walls: { top: true, right: true, bottom: false, left: false } },
      { x: 12, y: 12, visited: true, walls: { top: false, right: true, bottom: true, left: false } },
      { x: 12, y: 13, visited: true, walls: { top: true, right: false, bottom: true, left: false } },
      { x: 12, y: 14, visited: true, walls: { top: true, right: false, bottom: true, left: false } },
    ],
    [
      { x: 13, y: 0, visited: true, walls: { top: true, right: false, bottom: false, left: false } },
      { x: 13, y: 1, visited: true, walls: { top: false, right: false, bottom: true, left: true } },
      { x: 13, y: 2, visited: true, walls: { top: true, right: true, bottom: false, left: false } },
      { x: 13, y: 3, visited: true, walls: { top: false, right: true, bottom: false, left: true } },
      { x: 13, y: 4, visited: true, walls: { top: false, right: true, bottom: true, left: false } },
      { x: 13, y: 5, visited: true, walls: { top: true, right: false, bottom: false, left: true } },
      { x: 13, y: 6, visited: true, walls: { top: false, right: false, bottom: false, left: true } },
      { x: 13, y: 7, visited: true, walls: { top: false, right: true, bottom: false, left: true } },
      { x: 13, y: 8, visited: true, walls: { top: false, right: true, bottom: true, left: true } },
      { x: 13, y: 9, visited: true, walls: { top: true, right: true, bottom: false, left: false } },
      { x: 13, y: 10, visited: true, walls: { top: false, right: true, bottom: false, left: true } },
      { x: 13, y: 11, visited: true, walls: { top: false, right: true, bottom: false, left: true } },
      { x: 13, y: 12, visited: true, walls: { top: false, right: true, bottom: false, left: true } },
      { x: 13, y: 13, visited: true, walls: { top: false, right: true, bottom: true, left: false } },
      { x: 13, y: 14, visited: true, walls: { top: true, right: false, bottom: true, left: false } },
    ],
    [
      { x: 14, y: 0, visited: true, walls: { top: true, right: true, bottom: true, left: false } },
      { x: 14, y: 1, visited: true, walls: { top: true, right: true, bottom: false, left: false } },
      { x: 14, y: 2, visited: true, walls: { top: false, right: true, bottom: false, left: true } },
      { x: 14, y: 3, visited: true, walls: { top: false, right: true, bottom: false, left: true } },
      { x: 14, y: 4, visited: true, walls: { top: false, right: true, bottom: false, left: true } },
      { x: 14, y: 5, visited: true, walls: { top: false, right: true, bottom: true, left: false } },
      { x: 14, y: 6, visited: true, walls: { top: true, right: true, bottom: false, left: false } },
      { x: 14, y: 7, visited: true, walls: { top: false, right: true, bottom: false, left: true } },
      { x: 14, y: 8, visited: true, walls: { top: false, right: true, bottom: false, left: true } },
      { x: 14, y: 9, visited: true, walls: { top: false, right: true, bottom: false, left: true } },
      { x: 14, y: 10, visited: true, walls: { top: false, right: true, bottom: false, left: true } },
      { x: 14, y: 11, visited: true, walls: { top: false, right: true, bottom: false, left: true } },
      { x: 14, y: 12, visited: true, walls: { top: false, right: true, bottom: false, left: true } },
      { x: 14, y: 13, visited: true, walls: { top: false, right: true, bottom: false, left: true } },
      { x: 14, y: 14, visited: true, walls: { top: false, right: true, bottom: true, left: false } },
    ],
  ], // end input 0

  [
    [
      { x: 0, y: 0, visited: true, walls: { top: true, right: false, bottom: false, left: true } },
      { x: 0, y: 1, visited: true, walls: { top: false, right: true, bottom: false, left: true } },
      { x: 0, y: 2, visited: true, walls: { top: false, right: true, bottom: false, left: true } },
      { x: 0, y: 3, visited: true, walls: { top: false, right: true, bottom: true, left: true } },
      { x: 0, y: 4, visited: true, walls: { top: true, right: false, bottom: false, left: true } },
      { x: 0, y: 5, visited: true, walls: { top: false, right: true, bottom: false, left: true } },
      { x: 0, y: 6, visited: true, walls: { top: false, right: false, bottom: true, left: true } },
      { x: 0, y: 7, visited: true, walls: { top: true, right: false, bottom: false, left: true } },
      { x: 0, y: 8, visited: true, walls: { top: false, right: true, bottom: false, left: true } },
      { x: 0, y: 9, visited: true, walls: { top: false, right: false, bottom: true, left: true } },
      { x: 0, y: 10, visited: true, walls: { top: true, right: false, bottom: false, left: true } },
      { x: 0, y: 11, visited: true, walls: { top: false, right: true, bottom: false, left: true } },
      { x: 0, y: 12, visited: true, walls: { top: false, right: true, bottom: false, left: true } },
      { x: 0, y: 13, visited: true, walls: { top: false, right: false, bottom: false, left: true } },
      { x: 0, y: 14, visited: true, walls: { top: false, right: false, bottom: true, left: true } },
      { x: 0, y: 15, visited: true, walls: { top: true, right: true, bottom: false, left: true } },
      { x: 0, y: 16, visited: true, walls: { top: false, right: false, bottom: false, left: true } },
      { x: 0, y: 17, visited: true, walls: { top: false, right: true, bottom: false, left: true } },
      { x: 0, y: 18, visited: true, walls: { top: false, right: true, bottom: true, left: true } },
      { x: 0, y: 19, visited: true, walls: { top: true, right: false, bottom: false, left: true } },
      { x: 0, y: 20, visited: true, walls: { top: false, right: true, bottom: false, left: true } },
      { x: 0, y: 21, visited: true, walls: { top: false, right: true, bottom: false, left: true } },
      { x: 0, y: 22, visited: true, walls: { top: false, right: true, bottom: false, left: true } },
      { x: 0, y: 23, visited: true, walls: { top: false, right: false, bottom: true, left: true } },
      { x: 0, y: 24, visited: true, walls: { top: true, right: false, bottom: false, left: true } },
      { x: 0, y: 25, visited: true, walls: { top: false, right: false, bottom: false, left: true } },
      { x: 0, y: 26, visited: true, walls: { top: false, right: true, bottom: true, left: true } },
      { x: 0, y: 27, visited: true, walls: { top: true, right: false, bottom: false, left: true } },
      { x: 0, y: 28, visited: true, walls: { top: false, right: false, bottom: false, left: true } },
      { x: 0, y: 29, visited: true, walls: { top: false, right: true, bottom: true, left: true } },
    ],
    [
      { x: 1, y: 0, visited: true, walls: { top: true, right: true, bottom: false, left: false } },
      { x: 1, y: 1, visited: true, walls: { top: false, right: true, bottom: false, left: true } },
      { x: 1, y: 2, visited: true, walls: { top: false, right: true, bottom: false, left: true } },
      { x: 1, y: 3, visited: true, walls: { top: false, right: true, bottom: false, left: true } },
      { x: 1, y: 4, visited: true, walls: { top: false, right: true, bottom: false, left: false } },
      { x: 1, y: 5, visited: true, walls: { top: false, right: true, bottom: true, left: true } },
      { x: 1, y: 6, visited: true, walls: { top: true, right: true, bottom: false, left: false } },
      { x: 1, y: 7, visited: true, walls: { top: false, right: true, bottom: false, left: false } },
      { x: 1, y: 8, visited: true, walls: { top: false, right: true, bottom: true, left: true } },
      { x: 1, y: 9, visited: true, walls: { top: true, right: true, bottom: false, left: false } },
      { x: 1, y: 10, visited: true, walls: { top: false, right: true, bottom: true, left: false } },
      { x: 1, y: 11, visited: true, walls: { top: true, right: false, bottom: false, left: true } },
      { x: 1, y: 12, visited: true, walls: { top: false, right: true, bottom: false, left: true } },
      { x: 1, y: 13, visited: true, walls: { top: false, right: true, bottom: true, left: false } },
      { x: 1, y: 14, visited: true, walls: { top: true, right: true, bottom: false, left: false } },
      { x: 1, y: 15, visited: true, walls: { top: false, right: true, bottom: false, left: true } },
      { x: 1, y: 16, visited: true, walls: { top: false, right: true, bottom: true, left: false } },
      { x: 1, y: 17, visited: true, walls: { top: true, right: false, bottom: false, left: true } },
      { x: 1, y: 18, visited: true, walls: { top: false, right: false, bottom: true, left: true } },
      { x: 1, y: 19, visited: true, walls: { top: true, right: true, bottom: false, left: false } },
      { x: 1, y: 20, visited: true, walls: { top: false, right: false, bottom: true, left: true } },
      { x: 1, y: 21, visited: true, walls: { top: true, right: false, bottom: false, left: true } },
      { x: 1, y: 22, visited: true, walls: { top: false, right: false, bottom: true, left: true } },
      { x: 1, y: 23, visited: true, walls: { top: true, right: true, bottom: false, left: false } },
      { x: 1, y: 24, visited: true, walls: { top: false, right: true, bottom: true, left: false } },
      { x: 1, y: 25, visited: true, walls: { top: true, right: true, bottom: false, left: false } },
      { x: 1, y: 26, visited: true, walls: { top: false, right: true, bottom: false, left: true } },
      { x: 1, y: 27, visited: true, walls: { top: false, right: true, bottom: true, left: false } },
      { x: 1, y: 28, visited: true, walls: { top: true, right: true, bottom: false, left: false } },
      { x: 1, y: 29, visited: true, walls: { top: false, right: false, bottom: true, left: true } },
    ],
    [
      { x: 2, y: 0, visited: true, walls: { top: true, right: false, bottom: false, left: true } },
      { x: 2, y: 1, visited: true, walls: { top: false, right: true, bottom: false, left: true } },
      { x: 2, y: 2, visited: true, walls: { top: false, right: true, bottom: false, left: true } },
      { x: 2, y: 3, visited: true, walls: { top: false, right: true, bottom: false, left: true } },
      { x: 2, y: 4, visited: true, walls: { top: false, right: true, bottom: false, left: true } },
      { x: 2, y: 5, visited: true, walls: { top: false, right: true, bottom: false, left: true } },
      { x: 2, y: 6, visited: true, walls: { top: false, right: false, bottom: true, left: true } },
      { x: 2, y: 7, visited: true, walls: { top: true, right: false, bottom: false, left: true } },
      { x: 2, y: 8, visited: true, walls: { top: false, right: false, bottom: true, left: true } },
      { x: 2, y: 9, visited: true, walls: { top: true, right: false, bottom: false, left: true } },
      { x: 2, y: 10, visited: true, walls: { top: false, right: false, bottom: true, left: true } },
      { x: 2, y: 11, visited: true, walls: { top: true, right: true, bottom: false, left: false } },
      { x: 2, y: 12, visited: true, walls: { top: false, right: false, bottom: true, left: true } },
      { x: 2, y: 13, visited: true, walls: { top: true, right: false, bottom: false, left: true } },
      { x: 2, y: 14, visited: true, walls: { top: false, right: true, bottom: false, left: true } },
      { x: 2, y: 15, visited: true, walls: { top: false, right: true, bottom: false, left: true } },
      { x: 2, y: 16, visited: true, walls: { top: false, right: true, bottom: false, left: true } },
      { x: 2, y: 17, visited: true, walls: { top: false, right: true, bottom: true, left: false } },
      { x: 2, y: 18, visited: true, walls: { top: true, right: true, bottom: false, left: false } },
      { x: 2, y: 19, visited: true, walls: { top: false, right: true, bottom: false, left: true } },
      { x: 2, y: 20, visited: true, walls: { top: false, right: true, bottom: true, left: false } },
      { x: 2, y: 21, visited: true, walls: { top: true, right: false, bottom: true, left: false } },
      { x: 2, y: 22, visited: true, walls: { top: true, right: false, bottom: true, left: false } },
      { x: 2, y: 23, visited: true, walls: { top: true, right: true, bottom: false, left: true } },
      { x: 2, y: 24, visited: true, walls: { top: false, right: true, bottom: false, left: true } },
      { x: 2, y: 25, visited: true, walls: { top: false, right: false, bottom: false, left: true } },
      { x: 2, y: 26, visited: true, walls: { top: false, right: true, bottom: true, left: true } },
      { x: 2, y: 27, visited: true, walls: { top: true, right: false, bottom: false, left: true } },
      { x: 2, y: 28, visited: true, walls: { top: false, right: false, bottom: true, left: true } },
      { x: 2, y: 29, visited: true, walls: { top: true, right: false, bottom: true, left: false } },
    ],
    [
      { x: 3, y: 0, visited: true, walls: { top: true, right: false, bottom: true, left: false } },
      { x: 3, y: 1, visited: true, walls: { top: true, right: false, bottom: false, left: true } },
      { x: 3, y: 2, visited: true, walls: { top: false, right: true, bottom: false, left: true } },
      { x: 3, y: 3, visited: true, walls: { top: false, right: true, bottom: false, left: true } },
      { x: 3, y: 4, visited: true, walls: { top: false, right: true, bottom: false, left: true } },
      { x: 3, y: 5, visited: true, walls: { top: false, right: false, bottom: true, left: true } },
      { x: 3, y: 6, visited: true, walls: { top: true, right: true, bottom: false, left: false } },
      { x: 3, y: 7, visited: true, walls: { top: false, right: true, bottom: true, left: false } },
      { x: 3, y: 8, visited: true, walls: { top: true, right: false, bottom: true, left: false } },
      { x: 3, y: 9, visited: true, walls: { top: true, right: false, bottom: true, left: false } },
      { x: 3, y: 10, visited: true, walls: { top: true, right: false, bottom: false, left: false } },
      { x: 3, y: 11, visited: true, walls: { top: false, right: true, bottom: false, left: true } },
      { x: 3, y: 12, visited: true, walls: { top: false, right: true, bottom: true, left: false } },
      { x: 3, y: 13, visited: true, walls: { top: true, right: false, bottom: true, left: false } },
      { x: 3, y: 14, visited: true, walls: { top: true, right: true, bottom: false, left: true } },
      { x: 3, y: 15, visited: true, walls: { top: false, right: true, bottom: false, left: true } },
      { x: 3, y: 16, visited: true, walls: { top: false, right: true, bottom: false, left: true } },
      { x: 3, y: 17, visited: true, walls: { top: false, right: false, bottom: true, left: true } },
      { x: 3, y: 18, visited: true, walls: { top: true, right: false, bottom: false, left: true } },
      { x: 3, y: 19, visited: true, walls: { top: false, right: true, bottom: false, left: true } },
      { x: 3, y: 20, visited: true, walls: { top: false, right: true, bottom: false, left: true } },
      { x: 3, y: 21, visited: true, walls: { top: false, right: false, bottom: true, left: false } },
      { x: 3, y: 22, visited: true, walls: { top: true, right: true, bottom: false, left: false } },
      { x: 3, y: 23, visited: true, walls: { top: false, right: false, bottom: true, left: true } },
      { x: 3, y: 24, visited: true, walls: { top: true, right: false, bottom: false, left: true } },
      { x: 3, y: 25, visited: true, walls: { top: false, right: false, bottom: true, left: false } },
      { x: 3, y: 26, visited: true, walls: { top: true, right: false, bottom: false, left: true } },
      { x: 3, y: 27, visited: true, walls: { top: false, right: true, bottom: true, left: false } },
      { x: 3, y: 28, visited: true, walls: { top: true, right: true, bottom: false, left: false } },
      { x: 3, y: 29, visited: true, walls: { top: false, right: true, bottom: true, left: false } },
    ],
    [
      { x: 4, y: 0, visited: true, walls: { top: true, right: false, bottom: false, left: false } },
      { x: 4, y: 1, visited: true, walls: { top: false, right: true, bottom: true, left: false } },
      { x: 4, y: 2, visited: true, walls: { top: true, right: false, bottom: false, left: true } },
      { x: 4, y: 3, visited: true, walls: { top: false, right: false, bottom: false, left: true } },
      { x: 4, y: 4, visited: true, walls: { top: false, right: true, bottom: true, left: true } },
      { x: 4, y: 5, visited: true, walls: { top: true, right: false, bottom: true, left: false } },
      { x: 4, y: 6, visited: true, walls: { top: true, right: false, bottom: false, left: true } },
      { x: 4, y: 7, visited: true, walls: { top: false, right: false, bottom: true, left: true } },
      { x: 4, y: 8, visited: true, walls: { top: true, right: true, bottom: false, left: false } },
      { x: 4, y: 9, visited: true, walls: { top: false, right: true, bottom: true, left: false } },
      { x: 4, y: 10, visited: true, walls: { top: true, right: false, bottom: true, left: false } },
      { x: 4, y: 11, visited: true, walls: { top: true, right: false, bottom: false, left: true } },
      { x: 4, y: 12, visited: true, walls: { top: false, right: true, bottom: false, left: true } },
      { x: 4, y: 13, visited: true, walls: { top: false, right: true, bottom: true, left: false } },
      { x: 4, y: 14, visited: true, walls: { top: true, right: false, bottom: false, left: true } },
      { x: 4, y: 15, visited: true, walls: { top: false, right: false, bottom: false, left: true } },
      { x: 4, y: 16, visited: true, walls: { top: false, right: true, bottom: false, left: true } },
      { x: 4, y: 17, visited: true, walls: { top: false, right: true, bottom: true, left: false } },
      { x: 4, y: 18, visited: true, walls: { top: true, right: false, bottom: true, left: false } },
      { x: 4, y: 19, visited: true, walls: { top: true, right: false, bottom: false, left: true } },
      { x: 4, y: 20, visited: true, walls: { top: false, right: false, bottom: true, left: true } },
      { x: 4, y: 21, visited: true, walls: { top: true, right: false, bottom: true, left: false } },
      { x: 4, y: 22, visited: true, walls: { top: true, right: false, bottom: true, left: true } },
      { x: 4, y: 23, visited: true, walls: { top: true, right: true, bottom: false, left: false } },
      { x: 4, y: 24, visited: true, walls: { top: false, right: false, bottom: true, left: false } },
      { x: 4, y: 25, visited: true, walls: { top: true, right: true, bottom: true, left: false } },
      { x: 4, y: 26, visited: true, walls: { top: true, right: true, bottom: false, left: false } },
      { x: 4, y: 27, visited: true, walls: { top: false, right: true, bottom: false, left: true } },
      { x: 4, y: 28, visited: true, walls: { top: false, right: true, bottom: false, left: true } },
      { x: 4, y: 29, visited: true, walls: { top: false, right: false, bottom: true, left: true } },
    ],
    [
      { x: 5, y: 0, visited: true, walls: { top: true, right: false, bottom: true, left: false } },
      { x: 5, y: 1, visited: true, walls: { top: true, right: false, bottom: false, left: true } },
      { x: 5, y: 2, visited: true, walls: { top: false, right: true, bottom: true, left: false } },
      { x: 5, y: 3, visited: true, walls: { top: true, right: true, bottom: false, left: false } },
      { x: 5, y: 4, visited: true, walls: { top: false, right: false, bottom: true, left: true } },
      { x: 5, y: 5, visited: true, walls: { top: true, right: false, bottom: true, left: false } },
      { x: 5, y: 6, visited: true, walls: { top: true, right: true, bottom: true, left: false } },
      { x: 5, y: 7, visited: true, walls: { top: true, right: false, bottom: false, left: false } },
      { x: 5, y: 8, visited: true, walls: { top: false, right: true, bottom: false, left: true } },
      { x: 5, y: 9, visited: true, walls: { top: false, right: true, bottom: false, left: true } },
      { x: 5, y: 10, visited: true, walls: { top: false, right: true, bottom: true, left: false } },
      { x: 5, y: 11, visited: true, walls: { top: true, right: true, bottom: false, left: false } },
      { x: 5, y: 12, visited: true, walls: { top: false, right: false, bottom: true, left: true } },
      { x: 5, y: 13, visited: true, walls: { top: true, right: false, bottom: false, left: true } },
      { x: 5, y: 14, visited: true, walls: { top: false, right: true, bottom: true, left: false } },
      { x: 5, y: 15, visited: true, walls: { top: true, right: true, bottom: true, left: false } },
      { x: 5, y: 16, visited: true, walls: { top: true, right: false, bottom: false, left: true } },
      { x: 5, y: 17, visited: true, walls: { top: false, right: false, bottom: true, left: true } },
      { x: 5, y: 18, visited: true, walls: { top: true, right: false, bottom: true, left: false } },
      { x: 5, y: 19, visited: true, walls: { top: true, right: false, bottom: true, left: false } },
      { x: 5, y: 20, visited: true, walls: { top: true, right: false, bottom: true, left: false } },
      { x: 5, y: 21, visited: true, walls: { top: true, right: false, bottom: true, left: false } },
      { x: 5, y: 22, visited: true, walls: { top: true, right: true, bottom: false, left: false } },
      { x: 5, y: 23, visited: true, walls: { top: false, right: false, bottom: false, left: true } },
      { x: 5, y: 24, visited: true, walls: { top: false, right: true, bottom: true, left: false } },
      { x: 5, y: 25, visited: true, walls: { top: true, right: false, bottom: false, left: true } },
      { x: 5, y: 26, visited: true, walls: { top: false, right: true, bottom: false, left: true } },
      { x: 5, y: 27, visited: true, walls: { top: false, right: false, bottom: true, left: true } },
      { x: 5, y: 28, visited: true, walls: { top: true, right: false, bottom: false, left: true } },
      { x: 5, y: 29, visited: true, walls: { top: false, right: true, bottom: true, left: false } },
    ],
    [
      { x: 6, y: 0, visited: true, walls: { top: true, right: false, bottom: true, left: false } },
      { x: 6, y: 1, visited: true, walls: { top: true, right: true, bottom: true, left: false } },
      { x: 6, y: 2, visited: true, walls: { top: true, right: false, bottom: false, left: true } },
      { x: 6, y: 3, visited: true, walls: { top: false, right: true, bottom: false, left: true } },
      { x: 6, y: 4, visited: true, walls: { top: false, right: false, bottom: true, left: false } },
      { x: 6, y: 5, visited: true, walls: { top: true, right: true, bottom: false, left: false } },
      { x: 6, y: 6, visited: true, walls: { top: false, right: false, bottom: true, left: true } },
      { x: 6, y: 7, visited: true, walls: { top: true, right: true, bottom: false, left: false } },
      { x: 6, y: 8, visited: true, walls: { top: false, right: false, bottom: true, left: true } },
      { x: 6, y: 9, visited: true, walls: { top: true, right: false, bottom: true, left: true } },
      { x: 6, y: 10, visited: true, walls: { top: true, right: false, bottom: false, left: true } },
      { x: 6, y: 11, visited: true, walls: { top: false, right: false, bottom: true, left: true } },
      { x: 6, y: 12, visited: true, walls: { top: true, right: false, bottom: true, left: false } },
      { x: 6, y: 13, visited: true, walls: { top: true, right: true, bottom: false, left: false } },
      { x: 6, y: 14, visited: true, walls: { top: false, right: false, bottom: true, left: true } },
      { x: 6, y: 15, visited: true, walls: { top: true, right: false, bottom: false, left: true } },
      { x: 6, y: 16, visited: true, walls: { top: false, right: true, bottom: true, left: false } },
      { x: 6, y: 17, visited: true, walls: { top: true, right: true, bottom: false, left: false } },
      { x: 6, y: 18, visited: true, walls: { top: false, right: true, bottom: false, left: false } },
      { x: 6, y: 19, visited: true, walls: { top: false, right: true, bottom: true, left: false } },
      { x: 6, y: 20, visited: true, walls: { top: true, right: false, bottom: true, left: false } },
      { x: 6, y: 21, visited: true, walls: { top: true, right: true, bottom: false, left: false } },
      { x: 6, y: 22, visited: true, walls: { top: false, right: false, bottom: true, left: true } },
      { x: 6, y: 23, visited: true, walls: { top: true, right: false, bottom: false, left: false } },
      { x: 6, y: 24, visited: true, walls: { top: false, right: true, bottom: true, left: true } },
      { x: 6, y: 25, visited: true, walls: { top: true, right: true, bottom: false, left: false } },
      { x: 6, y: 26, visited: true, walls: { top: false, right: false, bottom: true, left: true } },
      { x: 6, y: 27, visited: true, walls: { top: true, right: false, bottom: true, left: false } },
      { x: 6, y: 28, visited: true, walls: { top: true, right: true, bottom: false, left: false } },
      { x: 6, y: 29, visited: true, walls: { top: false, right: false, bottom: true, left: true } },
    ],
    [
      { x: 7, y: 0, visited: true, walls: { top: true, right: false, bottom: true, left: false } },
      { x: 7, y: 1, visited: true, walls: { top: true, right: false, bottom: false, left: true } },
      { x: 7, y: 2, visited: true, walls: { top: false, right: true, bottom: true, left: false } },
      { x: 7, y: 3, visited: true, walls: { top: true, right: false, bottom: false, left: true } },
      { x: 7, y: 4, visited: true, walls: { top: false, right: true, bottom: true, left: false } },
      { x: 7, y: 5, visited: true, walls: { top: true, right: false, bottom: false, left: true } },
      { x: 7, y: 6, visited: true, walls: { top: false, right: true, bottom: true, left: false } },
      { x: 7, y: 7, visited: true, walls: { top: true, right: true, bottom: false, left: true } },
      { x: 7, y: 8, visited: true, walls: { top: false, right: true, bottom: false, left: false } },
      { x: 7, y: 9, visited: true, walls: { top: false, right: false, bottom: true, left: false } },
      { x: 7, y: 10, visited: true, walls: { top: true, right: false, bottom: true, left: false } },
      { x: 7, y: 11, visited: true, walls: { top: true, right: true, bottom: false, left: false } },
      { x: 7, y: 12, visited: true, walls: { top: false, right: true, bottom: true, left: false } },
      { x: 7, y: 13, visited: true, walls: { top: true, right: false, bottom: false, left: true } },
      { x: 7, y: 14, visited: true, walls: { top: false, right: true, bottom: true, left: false } },
      { x: 7, y: 15, visited: true, walls: { top: true, right: false, bottom: true, left: false } },
      { x: 7, y: 16, visited: true, walls: { top: true, right: false, bottom: false, left: true } },
      { x: 7, y: 17, visited: true, walls: { top: false, right: true, bottom: false, left: true } },
      { x: 7, y: 18, visited: true, walls: { top: false, right: true, bottom: false, left: true } },
      { x: 7, y: 19, visited: true, walls: { top: false, right: false, bottom: true, left: true } },
      { x: 7, y: 20, visited: true, walls: { top: true, right: true, bottom: false, left: false } },
      { x: 7, y: 21, visited: true, walls: { top: false, right: true, bottom: true, left: true } },
      { x: 7, y: 22, visited: true, walls: { top: true, right: false, bottom: true, left: false } },
      { x: 7, y: 23, visited: true, walls: { top: true, right: false, bottom: true, left: false } },
      { x: 7, y: 24, visited: true, walls: { top: true, right: false, bottom: false, left: true } },
      { x: 7, y: 25, visited: true, walls: { top: false, right: true, bottom: false, left: true } },
      { x: 7, y: 26, visited: true, walls: { top: false, right: true, bottom: true, left: false } },
      { x: 7, y: 27, visited: true, walls: { top: true, right: true, bottom: false, left: false } },
      { x: 7, y: 28, visited: true, walls: { top: false, right: true, bottom: false, left: true } },
      { x: 7, y: 29, visited: true, walls: { top: false, right: true, bottom: true, left: false } },
    ],
    [
      { x: 8, y: 0, visited: true, walls: { top: true, right: false, bottom: true, left: false } },
      { x: 8, y: 1, visited: true, walls: { top: true, right: false, bottom: true, left: false } },
      { x: 8, y: 2, visited: true, walls: { top: true, right: false, bottom: false, left: true } },
      { x: 8, y: 3, visited: true, walls: { top: false, right: true, bottom: true, left: false } },
      { x: 8, y: 4, visited: true, walls: { top: true, right: false, bottom: false, left: true } },
      { x: 8, y: 5, visited: true, walls: { top: false, right: false, bottom: true, left: false } },
      { x: 8, y: 6, visited: true, walls: { top: true, right: false, bottom: false, left: true } },
      { x: 8, y: 7, visited: true, walls: { top: false, right: true, bottom: false, left: true } },
      { x: 8, y: 8, visited: true, walls: { top: false, right: false, bottom: true, left: true } },
      { x: 8, y: 9, visited: true, walls: { top: true, right: true, bottom: true, left: false } },
      { x: 8, y: 10, visited: true, walls: { top: true, right: false, bottom: true, left: false } },
      { x: 8, y: 11, visited: true, walls: { top: true, right: true, bottom: false, left: true } },
      { x: 8, y: 12, visited: true, walls: { top: false, right: true, bottom: false, left: true } },
      { x: 8, y: 13, visited: true, walls: { top: false, right: false, bottom: false, left: false } },
      { x: 8, y: 14, visited: true, walls: { top: false, right: true, bottom: false, left: true } },
      { x: 8, y: 15, visited: true, walls: { top: false, right: true, bottom: true, left: false } },
      { x: 8, y: 16, visited: true, walls: { top: true, right: true, bottom: false, left: false } },
      { x: 8, y: 17, visited: true, walls: { top: false, right: false, bottom: true, left: true } },
      { x: 8, y: 18, visited: true, walls: { top: true, right: false, bottom: true, left: true } },
      { x: 8, y: 19, visited: true, walls: { top: true, right: true, bottom: false, left: false } },
      { x: 8, y: 20, visited: true, walls: { top: false, right: true, bottom: false, left: true } },
      { x: 8, y: 21, visited: true, walls: { top: false, right: true, bottom: false, left: true } },
      { x: 8, y: 22, visited: true, walls: { top: false, right: false, bottom: true, left: false } },
      { x: 8, y: 23, visited: true, walls: { top: true, right: true, bottom: true, left: false } },
      { x: 8, y: 24, visited: true, walls: { top: true, right: false, bottom: true, left: false } },
      { x: 8, y: 25, visited: true, walls: { top: true, right: true, bottom: false, left: true } },
      { x: 8, y: 26, visited: true, walls: { top: false, right: false, bottom: false, left: true } },
      { x: 8, y: 27, visited: true, walls: { top: false, right: false, bottom: false, left: true } },
      { x: 8, y: 28, visited: true, walls: { top: false, right: false, bottom: true, left: true } },
      { x: 8, y: 29, visited: true, walls: { top: true, right: false, bottom: true, left: true } },
    ],
    [
      { x: 9, y: 0, visited: true, walls: { top: true, right: true, bottom: false, left: false } },
      { x: 9, y: 1, visited: true, walls: { top: false, right: true, bottom: true, left: false } },
      { x: 9, y: 2, visited: true, walls: { top: true, right: true, bottom: true, left: false } },
      { x: 9, y: 3, visited: true, walls: { top: true, right: false, bottom: false, left: true } },
      { x: 9, y: 4, visited: true, walls: { top: false, right: true, bottom: true, left: false } },
      { x: 9, y: 5, visited: true, walls: { top: true, right: false, bottom: true, left: false } },
      { x: 9, y: 6, visited: true, walls: { top: true, right: false, bottom: true, left: false } },
      { x: 9, y: 7, visited: true, walls: { top: true, right: false, bottom: true, left: true } },
      { x: 9, y: 8, visited: true, walls: { top: true, right: true, bottom: false, left: false } },
      { x: 9, y: 9, visited: true, walls: { top: false, right: true, bottom: false, left: true } },
      { x: 9, y: 10, visited: true, walls: { top: false, right: true, bottom: true, left: false } },
      { x: 9, y: 11, visited: true, walls: { top: true, right: false, bottom: false, left: true } },
      { x: 9, y: 12, visited: true, walls: { top: false, right: false, bottom: true, left: true } },
      { x: 9, y: 13, visited: true, walls: { top: true, right: true, bottom: false, left: false } },
      { x: 9, y: 14, visited: true, walls: { top: false, right: true, bottom: false, left: true } },
      { x: 9, y: 15, visited: true, walls: { top: false, right: false, bottom: true, left: true } },
      { x: 9, y: 16, visited: true, walls: { top: true, right: false, bottom: false, left: true } },
      { x: 9, y: 17, visited: true, walls: { top: false, right: true, bottom: true, left: false } },
      { x: 9, y: 18, visited: true, walls: { top: true, right: false, bottom: false, left: false } },
      { x: 9, y: 19, visited: true, walls: { top: false, right: false, bottom: true, left: true } },
      { x: 9, y: 20, visited: true, walls: { top: true, right: false, bottom: false, left: true } },
      { x: 9, y: 21, visited: true, walls: { top: false, right: false, bottom: true, left: true } },
      { x: 9, y: 22, visited: true, walls: { top: true, right: false, bottom: true, left: false } },
      { x: 9, y: 23, visited: true, walls: { top: true, right: false, bottom: false, left: true } },
      { x: 9, y: 24, visited: true, walls: { top: false, right: true, bottom: true, left: false } },
      { x: 9, y: 25, visited: true, walls: { top: true, right: false, bottom: true, left: true } },
      { x: 9, y: 26, visited: true, walls: { top: true, right: false, bottom: true, left: false } },
      { x: 9, y: 27, visited: true, walls: { top: true, right: false, bottom: true, left: false } },
      { x: 9, y: 28, visited: true, walls: { top: true, right: true, bottom: false, left: false } },
      { x: 9, y: 29, visited: true, walls: { top: false, right: true, bottom: true, left: false } },
    ],
    [
      { x: 10, y: 0, visited: true, walls: { top: true, right: false, bottom: false, left: true } },
      { x: 10, y: 1, visited: true, walls: { top: false, right: true, bottom: false, left: true } },
      { x: 10, y: 2, visited: true, walls: { top: false, right: false, bottom: true, left: true } },
      { x: 10, y: 3, visited: true, walls: { top: true, right: true, bottom: false, left: false } },
      { x: 10, y: 4, visited: true, walls: { top: false, right: false, bottom: true, left: true } },
      { x: 10, y: 5, visited: true, walls: { top: true, right: true, bottom: true, left: false } },
      { x: 10, y: 6, visited: true, walls: { top: true, right: true, bottom: false, left: false } },
      { x: 10, y: 7, visited: true, walls: { top: false, right: true, bottom: false, left: false } },
      { x: 10, y: 8, visited: true, walls: { top: false, right: false, bottom: true, left: true } },
      { x: 10, y: 9, visited: true, walls: { top: true, right: true, bottom: false, left: true } },
      { x: 10, y: 10, visited: true, walls: { top: false, right: false, bottom: false, left: true } },
      { x: 10, y: 11, visited: true, walls: { top: false, right: false, bottom: true, left: false } },
      { x: 10, y: 12, visited: true, walls: { top: true, right: true, bottom: false, left: false } },
      { x: 10, y: 13, visited: true, walls: { top: false, right: true, bottom: false, left: true } },
      { x: 10, y: 14, visited: true, walls: { top: false, right: false, bottom: true, left: true } },
      { x: 10, y: 15, visited: true, walls: { top: true, right: false, bottom: true, left: false } },
      { x: 10, y: 16, visited: true, walls: { top: true, right: false, bottom: true, left: false } },
      { x: 10, y: 17, visited: true, walls: { top: true, right: false, bottom: true, left: true } },
      { x: 10, y: 18, visited: true, walls: { top: true, right: false, bottom: true, left: false } },
      { x: 10, y: 19, visited: true, walls: { top: true, right: true, bottom: false, left: false } },
      { x: 10, y: 20, visited: true, walls: { top: false, right: true, bottom: true, left: false } },
      { x: 10, y: 21, visited: true, walls: { top: true, right: false, bottom: true, left: false } },
      { x: 10, y: 22, visited: true, walls: { top: true, right: false, bottom: true, left: false } },
      { x: 10, y: 23, visited: true, walls: { top: true, right: false, bottom: true, left: false } },
      { x: 10, y: 24, visited: true, walls: { top: true, right: false, bottom: false, left: true } },
      { x: 10, y: 25, visited: true, walls: { top: false, right: true, bottom: true, left: false } },
      { x: 10, y: 26, visited: true, walls: { top: true, right: false, bottom: true, left: false } },
      { x: 10, y: 27, visited: true, walls: { top: true, right: true, bottom: false, left: false } },
      { x: 10, y: 28, visited: true, walls: { top: false, right: true, bottom: false, left: true } },
      { x: 10, y: 29, visited: true, walls: { top: false, right: false, bottom: true, left: true } },
    ],
    [
      { x: 11, y: 0, visited: true, walls: { top: true, right: false, bottom: true, left: false } },
      { x: 11, y: 1, visited: true, walls: { top: true, right: true, bottom: false, left: true } },
      { x: 11, y: 2, visited: true, walls: { top: false, right: true, bottom: false, left: false } },
      { x: 11, y: 3, visited: true, walls: { top: false, right: false, bottom: true, left: true } },
      { x: 11, y: 4, visited: true, walls: { top: true, right: true, bottom: false, left: false } },
      { x: 11, y: 5, visited: true, walls: { top: false, right: false, bottom: false, left: true } },
      { x: 11, y: 6, visited: true, walls: { top: false, right: true, bottom: false, left: true } },
      { x: 11, y: 7, visited: true, walls: { top: false, right: false, bottom: true, left: true } },
      { x: 11, y: 8, visited: true, walls: { top: true, right: true, bottom: false, left: false } },
      { x: 11, y: 9, visited: true, walls: { top: false, right: false, bottom: true, left: true } },
      { x: 11, y: 10, visited: true, walls: { top: true, right: true, bottom: true, left: false } },
      { x: 11, y: 11, visited: true, walls: { top: true, right: true, bottom: false, left: false } },
      { x: 11, y: 12, visited: true, walls: { top: false, right: false, bottom: true, left: true } },
      { x: 11, y: 13, visited: true, walls: { top: true, right: false, bottom: false, left: true } },
      { x: 11, y: 14, visited: true, walls: { top: false, right: true, bottom: true, left: false } },
      { x: 11, y: 15, visited: true, walls: { top: true, right: false, bottom: true, left: false } },
      { x: 11, y: 16, visited: true, walls: { top: true, right: false, bottom: true, left: false } },
      { x: 11, y: 17, visited: true, walls: { top: true, right: false, bottom: true, left: false } },
      { x: 11, y: 18, visited: true, walls: { top: true, right: true, bottom: false, left: false } },
      { x: 11, y: 19, visited: true, walls: { top: false, right: false, bottom: true, left: true } },
      { x: 11, y: 20, visited: true, walls: { top: true, right: false, bottom: true, left: true } },
      { x: 11, y: 21, visited: true, walls: { top: true, right: true, bottom: false, left: false } },
      { x: 11, y: 22, visited: true, walls: { top: false, right: true, bottom: true, left: false } },
      { x: 11, y: 23, visited: true, walls: { top: true, right: true, bottom: false, left: false } },
      { x: 11, y: 24, visited: true, walls: { top: false, right: true, bottom: true, left: false } },
      { x: 11, y: 25, visited: true, walls: { top: true, right: false, bottom: true, left: true } },
      { x: 11, y: 26, visited: true, walls: { top: true, right: false, bottom: true, left: false } },
      { x: 11, y: 27, visited: true, walls: { top: true, right: false, bottom: false, left: true } },
      { x: 11, y: 28, visited: true, walls: { top: false, right: false, bottom: true, left: true } },
      { x: 11, y: 29, visited: true, walls: { top: true, right: false, bottom: true, left: false } },
    ],
    [
      { x: 12, y: 0, visited: true, walls: { top: true, right: false, bottom: false, left: false } },
      { x: 12, y: 1, visited: true, walls: { top: false, right: true, bottom: false, left: true } },
      { x: 12, y: 2, visited: true, walls: { top: false, right: false, bottom: true, left: true } },
      { x: 12, y: 3, visited: true, walls: { top: true, right: true, bottom: false, left: false } },
      { x: 12, y: 4, visited: true, walls: { top: false, right: true, bottom: false, left: true } },
      { x: 12, y: 5, visited: true, walls: { top: false, right: true, bottom: true, left: false } },
      { x: 12, y: 6, visited: true, walls: { top: true, right: false, bottom: true, left: true } },
      { x: 12, y: 7, visited: true, walls: { top: true, right: true, bottom: false, left: false } },
      { x: 12, y: 8, visited: true, walls: { top: false, right: false, bottom: true, left: true } },
      { x: 12, y: 9, visited: true, walls: { top: true, right: true, bottom: false, left: false } },
      { x: 12, y: 10, visited: true, walls: { top: false, right: true, bottom: false, left: true } },
      { x: 12, y: 11, visited: true, walls: { top: false, right: false, bottom: true, left: true } },
      { x: 12, y: 12, visited: true, walls: { top: true, right: false, bottom: true, left: false } },
      { x: 12, y: 13, visited: true, walls: { top: true, right: true, bottom: false, left: false } },
      { x: 12, y: 14, visited: true, walls: { top: false, right: false, bottom: true, left: true } },
      { x: 12, y: 15, visited: true, walls: { top: true, right: false, bottom: true, left: false } },
      { x: 12, y: 16, visited: true, walls: { top: true, right: false, bottom: true, left: false } },
      { x: 12, y: 17, visited: true, walls: { top: true, right: true, bottom: false, left: false } },
      { x: 12, y: 18, visited: true, walls: { top: false, right: false, bottom: false, left: true } },
      { x: 12, y: 19, visited: true, walls: { top: false, right: true, bottom: true, left: false } },
      { x: 12, y: 20, visited: true, walls: { top: true, right: true, bottom: false, left: false } },
      { x: 12, y: 21, visited: true, walls: { top: false, right: false, bottom: false, left: true } },
      { x: 12, y: 22, visited: true, walls: { top: false, right: true, bottom: false, left: true } },
      { x: 12, y: 23, visited: true, walls: { top: false, right: true, bottom: false, left: true } },
      { x: 12, y: 24, visited: true, walls: { top: false, right: false, bottom: true, left: true } },
      { x: 12, y: 25, visited: true, walls: { top: true, right: false, bottom: false, left: false } },
      { x: 12, y: 26, visited: true, walls: { top: false, right: true, bottom: false, left: false } },
      { x: 12, y: 27, visited: true, walls: { top: false, right: true, bottom: true, left: false } },
      { x: 12, y: 28, visited: true, walls: { top: true, right: false, bottom: true, left: false } },
      { x: 12, y: 29, visited: true, walls: { top: true, right: false, bottom: true, left: false } },
    ],
    [
      { x: 13, y: 0, visited: true, walls: { top: true, right: false, bottom: true, left: false } },
      { x: 13, y: 1, visited: true, walls: { top: true, right: false, bottom: true, left: true } },
      { x: 13, y: 2, visited: true, walls: { top: true, right: true, bottom: false, left: false } },
      { x: 13, y: 3, visited: true, walls: { top: false, right: true, bottom: false, left: true } },
      { x: 13, y: 4, visited: true, walls: { top: false, right: false, bottom: true, left: true } },
      { x: 13, y: 5, visited: true, walls: { top: true, right: false, bottom: true, left: true } },
      { x: 13, y: 6, visited: true, walls: { top: true, right: false, bottom: false, left: false } },
      { x: 13, y: 7, visited: true, walls: { top: false, right: false, bottom: true, left: true } },
      { x: 13, y: 8, visited: true, walls: { top: true, right: true, bottom: false, left: false } },
      { x: 13, y: 9, visited: true, walls: { top: false, right: true, bottom: false, left: true } },
      { x: 13, y: 10, visited: true, walls: { top: false, right: false, bottom: true, left: true } },
      { x: 13, y: 11, visited: true, walls: { top: true, right: true, bottom: false, left: false } },
      { x: 13, y: 12, visited: true, walls: { top: false, right: true, bottom: true, left: false } },
      { x: 13, y: 13, visited: true, walls: { top: true, right: false, bottom: true, left: true } },
      { x: 13, y: 14, visited: true, walls: { top: true, right: false, bottom: true, left: false } },
      { x: 13, y: 15, visited: true, walls: { top: true, right: true, bottom: true, left: false } },
      { x: 13, y: 16, visited: true, walls: { top: true, right: true, bottom: false, left: false } },
      { x: 13, y: 17, visited: true, walls: { top: false, right: false, bottom: true, left: true } },
      { x: 13, y: 18, visited: true, walls: { top: true, right: true, bottom: false, left: false } },
      { x: 13, y: 19, visited: true, walls: { top: false, right: true, bottom: false, left: true } },
      { x: 13, y: 20, visited: true, walls: { top: false, right: true, bottom: false, left: true } },
      { x: 13, y: 21, visited: true, walls: { top: false, right: true, bottom: true, left: false } },
      { x: 13, y: 22, visited: true, walls: { top: true, right: false, bottom: false, left: true } },
      { x: 13, y: 23, visited: true, walls: { top: false, right: true, bottom: true, left: true } },
      { x: 13, y: 24, visited: true, walls: { top: true, right: false, bottom: true, left: false } },
      { x: 13, y: 25, visited: true, walls: { top: true, right: false, bottom: true, left: false } },
      { x: 13, y: 26, visited: true, walls: { top: true, right: false, bottom: false, left: true } },
      { x: 13, y: 27, visited: true, walls: { top: false, right: false, bottom: true, left: true } },
      { x: 13, y: 28, visited: true, walls: { top: true, right: true, bottom: true, left: false } },
      { x: 13, y: 29, visited: true, walls: { top: true, right: false, bottom: true, left: false } },
    ],
    [
      { x: 14, y: 0, visited: true, walls: { top: true, right: false, bottom: true, left: false } },
      { x: 14, y: 1, visited: true, walls: { top: true, right: false, bottom: false, left: false } },
      { x: 14, y: 2, visited: true, walls: { top: false, right: false, bottom: true, left: true } },
      { x: 14, y: 3, visited: true, walls: { top: true, right: false, bottom: false, left: true } },
      { x: 14, y: 4, visited: true, walls: { top: false, right: true, bottom: true, left: false } },
      { x: 14, y: 5, visited: true, walls: { top: true, right: false, bottom: false, left: false } },
      { x: 14, y: 6, visited: true, walls: { top: false, right: true, bottom: true, left: false } },
      { x: 14, y: 7, visited: true, walls: { top: true, right: true, bottom: false, left: false } },
      { x: 14, y: 8, visited: true, walls: { top: false, right: true, bottom: false, left: true } },
      { x: 14, y: 9, visited: true, walls: { top: false, right: false, bottom: true, left: true } },
      { x: 14, y: 10, visited: true, walls: { top: true, right: false, bottom: true, left: false } },
      { x: 14, y: 11, visited: true, walls: { top: true, right: false, bottom: true, left: true } },
      { x: 14, y: 12, visited: true, walls: { top: true, right: false, bottom: false, left: true } },
      { x: 14, y: 13, visited: true, walls: { top: false, right: false, bottom: true, left: false } },
      { x: 14, y: 14, visited: true, walls: { top: true, right: false, bottom: true, left: false } },
      { x: 14, y: 15, visited: true, walls: { top: true, right: false, bottom: false, left: true } },
      { x: 14, y: 16, visited: true, walls: { top: false, right: true, bottom: false, left: true } },
      { x: 14, y: 17, visited: true, walls: { top: false, right: true, bottom: true, left: false } },
      { x: 14, y: 18, visited: true, walls: { top: true, right: false, bottom: true, left: true } },
      { x: 14, y: 19, visited: true, walls: { top: true, right: false, bottom: false, left: true } },
      { x: 14, y: 20, visited: true, walls: { top: false, right: false, bottom: false, left: true } },
      { x: 14, y: 21, visited: true, walls: { top: false, right: false, bottom: true, left: true } },
      { x: 14, y: 22, visited: true, walls: { top: true, right: false, bottom: false, left: false } },
      { x: 14, y: 23, visited: true, walls: { top: false, right: false, bottom: true, left: true } },
      { x: 14, y: 24, visited: true, walls: { top: true, right: false, bottom: true, left: false } },
      { x: 14, y: 25, visited: true, walls: { top: true, right: true, bottom: true, left: false } },
      { x: 14, y: 26, visited: true, walls: { top: true, right: false, bottom: true, left: false } },
      { x: 14, y: 27, visited: true, walls: { top: true, right: true, bottom: false, left: false } },
      { x: 14, y: 28, visited: true, walls: { top: false, right: true, bottom: false, left: true } },
      { x: 14, y: 29, visited: true, walls: { top: false, right: false, bottom: true, left: false } },
    ],
    [
      { x: 15, y: 0, visited: true, walls: { top: true, right: true, bottom: false, left: false } },
      { x: 15, y: 1, visited: true, walls: { top: false, right: true, bottom: true, left: false } },
      { x: 15, y: 2, visited: true, walls: { top: true, right: true, bottom: true, left: false } },
      { x: 15, y: 3, visited: true, walls: { top: true, right: true, bottom: false, left: false } },
      { x: 15, y: 4, visited: true, walls: { top: false, right: false, bottom: true, left: true } },
      { x: 15, y: 5, visited: true, walls: { top: true, right: false, bottom: true, left: false } },
      { x: 15, y: 6, visited: true, walls: { top: true, right: true, bottom: false, left: true } },
      { x: 15, y: 7, visited: true, walls: { top: false, right: false, bottom: true, left: true } },
      { x: 15, y: 8, visited: true, walls: { top: true, right: false, bottom: false, left: true } },
      { x: 15, y: 9, visited: true, walls: { top: false, right: true, bottom: true, left: false } },
      { x: 15, y: 10, visited: true, walls: { top: true, right: true, bottom: false, left: false } },
      { x: 15, y: 11, visited: true, walls: { top: false, right: false, bottom: true, left: false } },
      { x: 15, y: 12, visited: true, walls: { top: true, right: false, bottom: true, left: false } },
      { x: 15, y: 13, visited: true, walls: { top: true, right: true, bottom: false, left: false } },
      { x: 15, y: 14, visited: true, walls: { top: false, right: true, bottom: true, left: false } },
      { x: 15, y: 15, visited: true, walls: { top: true, right: true, bottom: false, left: false } },
      { x: 15, y: 16, visited: true, walls: { top: false, right: false, bottom: true, left: true } },
      { x: 15, y: 17, visited: true, walls: { top: true, right: false, bottom: true, left: true } },
      { x: 15, y: 18, visited: true, walls: { top: true, right: false, bottom: false, left: false } },
      { x: 15, y: 19, visited: true, walls: { top: false, right: true, bottom: true, left: false } },
      { x: 15, y: 20, visited: true, walls: { top: true, right: false, bottom: true, left: false } },
      { x: 15, y: 21, visited: true, walls: { top: true, right: true, bottom: true, left: false } },
      { x: 15, y: 22, visited: true, walls: { top: true, right: false, bottom: true, left: false } },
      { x: 15, y: 23, visited: true, walls: { top: true, right: false, bottom: true, left: false } },
      { x: 15, y: 24, visited: true, walls: { top: true, right: true, bottom: false, left: false } },
      { x: 15, y: 25, visited: true, walls: { top: false, right: false, bottom: true, left: true } },
      { x: 15, y: 26, visited: true, walls: { top: true, right: false, bottom: true, left: false } },
      { x: 15, y: 27, visited: true, walls: { top: true, right: false, bottom: false, left: true } },
      { x: 15, y: 28, visited: true, walls: { top: false, right: true, bottom: true, left: true } },
      { x: 15, y: 29, visited: true, walls: { top: true, right: false, bottom: true, left: false } },
    ],
    [
      { x: 16, y: 0, visited: true, walls: { top: true, right: false, bottom: false, left: true } },
      { x: 16, y: 1, visited: true, walls: { top: false, right: true, bottom: false, left: true } },
      { x: 16, y: 2, visited: true, walls: { top: false, right: true, bottom: false, left: true } },
      { x: 16, y: 3, visited: true, walls: { top: false, right: false, bottom: true, left: true } },
      { x: 16, y: 4, visited: true, walls: { top: true, right: false, bottom: true, left: false } },
      { x: 16, y: 5, visited: true, walls: { top: true, right: true, bottom: false, left: false } },
      { x: 16, y: 6, visited: true, walls: { top: false, right: true, bottom: false, left: true } },
      { x: 16, y: 7, visited: true, walls: { top: false, right: true, bottom: true, left: false } },
      { x: 16, y: 8, visited: true, walls: { top: true, right: false, bottom: true, left: false } },
      { x: 16, y: 9, visited: true, walls: { top: true, right: false, bottom: false, left: true } },
      { x: 16, y: 10, visited: true, walls: { top: false, right: true, bottom: false, left: true } },
      { x: 16, y: 11, visited: true, walls: { top: false, right: true, bottom: true, left: false } },
      { x: 16, y: 12, visited: true, walls: { top: true, right: false, bottom: true, left: false } },
      { x: 16, y: 13, visited: true, walls: { top: true, right: true, bottom: false, left: true } },
      { x: 16, y: 14, visited: true, walls: { top: false, right: false, bottom: false, left: true } },
      { x: 16, y: 15, visited: true, walls: { top: false, right: false, bottom: true, left: true } },
      { x: 16, y: 16, visited: true, walls: { top: true, right: false, bottom: true, left: false } },
      { x: 16, y: 17, visited: true, walls: { top: true, right: false, bottom: false, left: false } },
      { x: 16, y: 18, visited: true, walls: { top: false, right: true, bottom: true, left: false } },
      { x: 16, y: 19, visited: true, walls: { top: true, right: false, bottom: true, left: true } },
      { x: 16, y: 20, visited: true, walls: { top: true, right: true, bottom: false, left: false } },
      { x: 16, y: 21, visited: true, walls: { top: false, right: false, bottom: true, left: true } },
      { x: 16, y: 22, visited: true, walls: { top: true, right: false, bottom: true, left: false } },
      { x: 16, y: 23, visited: true, walls: { top: true, right: false, bottom: true, left: false } },
      { x: 16, y: 24, visited: true, walls: { top: true, right: false, bottom: false, left: true } },
      { x: 16, y: 25, visited: true, walls: { top: false, right: true, bottom: true, left: false } },
      { x: 16, y: 26, visited: true, walls: { top: true, right: false, bottom: true, left: false } },
      { x: 16, y: 27, visited: true, walls: { top: true, right: false, bottom: true, left: false } },
      { x: 16, y: 28, visited: true, walls: { top: true, right: false, bottom: false, left: true } },
      { x: 16, y: 29, visited: true, walls: { top: false, right: true, bottom: true, left: false } },
    ],
    [
      { x: 17, y: 0, visited: true, walls: { top: true, right: false, bottom: true, left: false } },
      { x: 17, y: 1, visited: true, walls: { top: true, right: false, bottom: false, left: true } },
      { x: 17, y: 2, visited: true, walls: { top: false, right: false, bottom: true, left: true } },
      { x: 17, y: 3, visited: true, walls: { top: true, right: true, bottom: false, left: false } },
      { x: 17, y: 4, visited: true, walls: { top: false, right: true, bottom: true, left: false } },
      { x: 17, y: 5, visited: true, walls: { top: true, right: false, bottom: false, left: true } },
      { x: 17, y: 6, visited: true, walls: { top: false, right: true, bottom: false, left: true } },
      { x: 17, y: 7, visited: true, walls: { top: false, right: false, bottom: true, left: true } },
      { x: 17, y: 8, visited: true, walls: { top: true, right: true, bottom: false, left: false } },
      { x: 17, y: 9, visited: true, walls: { top: false, right: true, bottom: false, left: false } },
      { x: 17, y: 10, visited: true, walls: { top: false, right: true, bottom: false, left: true } },
      { x: 17, y: 11, visited: true, walls: { top: false, right: false, bottom: true, left: true } },
      { x: 17, y: 12, visited: true, walls: { top: true, right: true, bottom: false, left: false } },
      { x: 17, y: 13, visited: true, walls: { top: false, right: true, bottom: false, left: true } },
      { x: 17, y: 14, visited: true, walls: { top: false, right: true, bottom: true, left: false } },
      { x: 17, y: 15, visited: true, walls: { top: true, right: false, bottom: true, left: false } },
      { x: 17, y: 16, visited: true, walls: { top: true, right: false, bottom: true, left: false } },
      { x: 17, y: 17, visited: true, walls: { top: true, right: true, bottom: false, left: false } },
      { x: 17, y: 18, visited: true, walls: { top: false, right: true, bottom: false, left: true } },
      { x: 17, y: 19, visited: true, walls: { top: false, right: false, bottom: true, left: false } },
      { x: 17, y: 20, visited: true, walls: { top: true, right: false, bottom: false, left: true } },
      { x: 17, y: 21, visited: true, walls: { top: false, right: false, bottom: true, left: false } },
      { x: 17, y: 22, visited: true, walls: { top: true, right: false, bottom: true, left: false } },
      { x: 17, y: 23, visited: true, walls: { top: true, right: false, bottom: true, left: false } },
      { x: 17, y: 24, visited: true, walls: { top: true, right: false, bottom: true, left: false } },
      { x: 17, y: 25, visited: true, walls: { top: true, right: false, bottom: false, left: true } },
      { x: 17, y: 26, visited: true, walls: { top: false, right: true, bottom: true, left: false } },
      { x: 17, y: 27, visited: true, walls: { top: true, right: false, bottom: true, left: false } },
      { x: 17, y: 28, visited: true, walls: { top: true, right: false, bottom: true, left: false } },
      { x: 17, y: 29, visited: true, walls: { top: true, right: false, bottom: true, left: true } },
    ],
    [
      { x: 18, y: 0, visited: true, walls: { top: true, right: true, bottom: false, left: false } },
      { x: 18, y: 1, visited: true, walls: { top: false, right: true, bottom: true, left: false } },
      { x: 18, y: 2, visited: true, walls: { top: true, right: false, bottom: false, left: false } },
      { x: 18, y: 3, visited: true, walls: { top: false, right: true, bottom: false, left: true } },
      { x: 18, y: 4, visited: true, walls: { top: false, right: true, bottom: false, left: true } },
      { x: 18, y: 5, visited: true, walls: { top: false, right: true, bottom: false, left: false } },
      { x: 18, y: 6, visited: true, walls: { top: false, right: true, bottom: true, left: true } },
      { x: 18, y: 7, visited: true, walls: { top: true, right: true, bottom: false, left: false } },
      { x: 18, y: 8, visited: true, walls: { top: false, right: false, bottom: false, left: true } },
      { x: 18, y: 9, visited: true, walls: { top: false, right: false, bottom: true, left: true } },
      { x: 18, y: 10, visited: true, walls: { top: true, right: false, bottom: true, left: true } },
      { x: 18, y: 11, visited: true, walls: { top: true, right: false, bottom: true, left: false } },
      { x: 18, y: 12, visited: true, walls: { top: true, right: true, bottom: false, left: true } },
      { x: 18, y: 13, visited: true, walls: { top: false, right: true, bottom: false, left: true } },
      { x: 18, y: 14, visited: true, walls: { top: false, right: false, bottom: true, left: true } },
      { x: 18, y: 15, visited: true, walls: { top: true, right: false, bottom: true, left: false } },
      { x: 18, y: 16, visited: true, walls: { top: true, right: false, bottom: true, left: false } },
      { x: 18, y: 17, visited: true, walls: { top: true, right: false, bottom: false, left: true } },
      { x: 18, y: 18, visited: true, walls: { top: false, right: true, bottom: false, left: true } },
      { x: 18, y: 19, visited: true, walls: { top: false, right: true, bottom: true, left: false } },
      { x: 18, y: 20, visited: true, walls: { top: true, right: false, bottom: true, left: false } },
      { x: 18, y: 21, visited: true, walls: { top: true, right: false, bottom: true, left: false } },
      { x: 18, y: 22, visited: true, walls: { top: true, right: false, bottom: true, left: false } },
      { x: 18, y: 23, visited: true, walls: { top: true, right: false, bottom: true, left: false } },
      { x: 18, y: 24, visited: true, walls: { top: true, right: false, bottom: true, left: false } },
      { x: 18, y: 25, visited: true, walls: { top: true, right: false, bottom: true, left: false } },
      { x: 18, y: 26, visited: true, walls: { top: true, right: false, bottom: false, left: true } },
      { x: 18, y: 27, visited: true, walls: { top: false, right: false, bottom: true, left: false } },
      { x: 18, y: 28, visited: true, walls: { top: true, right: true, bottom: false, left: false } },
      { x: 18, y: 29, visited: true, walls: { top: false, right: false, bottom: true, left: false } },
    ],
    [
      { x: 19, y: 0, visited: true, walls: { top: true, right: false, bottom: false, left: true } },
      { x: 19, y: 1, visited: true, walls: { top: false, right: false, bottom: true, left: true } },
      { x: 19, y: 2, visited: true, walls: { top: true, right: true, bottom: true, left: false } },
      { x: 19, y: 3, visited: true, walls: { top: true, right: false, bottom: false, left: true } },
      { x: 19, y: 4, visited: true, walls: { top: false, right: true, bottom: false, left: true } },
      { x: 19, y: 5, visited: true, walls: { top: false, right: true, bottom: false, left: true } },
      { x: 19, y: 6, visited: true, walls: { top: false, right: true, bottom: false, left: true } },
      { x: 19, y: 7, visited: true, walls: { top: false, right: false, bottom: true, left: true } },
      { x: 19, y: 8, visited: true, walls: { top: true, right: true, bottom: true, left: false } },
      { x: 19, y: 9, visited: true, walls: { top: true, right: false, bottom: true, left: false } },
      { x: 19, y: 10, visited: true, walls: { top: true, right: false, bottom: true, left: false } },
      { x: 19, y: 11, visited: true, walls: { top: true, right: true, bottom: false, left: false } },
      { x: 19, y: 12, visited: true, walls: { top: false, right: true, bottom: false, left: true } },
      { x: 19, y: 13, visited: true, walls: { top: false, right: false, bottom: true, left: true } },
      { x: 19, y: 14, visited: true, walls: { top: true, right: false, bottom: true, left: false } },
      { x: 19, y: 15, visited: true, walls: { top: true, right: true, bottom: false, left: false } },
      { x: 19, y: 16, visited: true, walls: { top: false, right: true, bottom: true, left: false } },
      { x: 19, y: 17, visited: true, walls: { top: true, right: true, bottom: false, left: false } },
      { x: 19, y: 18, visited: true, walls: { top: false, right: true, bottom: false, left: true } },
      { x: 19, y: 19, visited: true, walls: { top: false, right: false, bottom: true, left: true } },
      { x: 19, y: 20, visited: true, walls: { top: true, right: false, bottom: true, left: false } },
      { x: 19, y: 21, visited: true, walls: { top: true, right: true, bottom: true, left: false } },
      { x: 19, y: 22, visited: true, walls: { top: true, right: false, bottom: true, left: false } },
      { x: 19, y: 23, visited: true, walls: { top: true, right: false, bottom: true, left: false } },
      { x: 19, y: 24, visited: true, walls: { top: true, right: false, bottom: true, left: false } },
      { x: 19, y: 25, visited: true, walls: { top: true, right: false, bottom: true, left: false } },
      { x: 19, y: 26, visited: true, walls: { top: true, right: false, bottom: true, left: false } },
      { x: 19, y: 27, visited: true, walls: { top: true, right: true, bottom: false, left: false } },
      { x: 19, y: 28, visited: true, walls: { top: false, right: true, bottom: false, left: true } },
      { x: 19, y: 29, visited: true, walls: { top: false, right: true, bottom: true, left: false } },
    ],
    [
      { x: 20, y: 0, visited: true, walls: { top: true, right: false, bottom: true, left: false } },
      { x: 20, y: 1, visited: true, walls: { top: true, right: true, bottom: false, left: false } },
      { x: 20, y: 2, visited: true, walls: { top: false, right: false, bottom: true, left: true } },
      { x: 20, y: 3, visited: true, walls: { top: true, right: false, bottom: true, left: false } },
      { x: 20, y: 4, visited: true, walls: { top: true, right: false, bottom: true, left: true } },
      { x: 20, y: 5, visited: true, walls: { top: true, right: false, bottom: false, left: true } },
      { x: 20, y: 6, visited: true, walls: { top: false, right: false, bottom: true, left: true } },
      { x: 20, y: 7, visited: true, walls: { top: true, right: true, bottom: false, left: false } },
      { x: 20, y: 8, visited: true, walls: { top: false, right: false, bottom: true, left: true } },
      { x: 20, y: 9, visited: true, walls: { top: true, right: false, bottom: true, left: false } },
      { x: 20, y: 10, visited: true, walls: { top: true, right: true, bottom: false, left: false } },
      { x: 20, y: 11, visited: true, walls: { top: false, right: true, bottom: false, left: true } },
      { x: 20, y: 12, visited: true, walls: { top: false, right: false, bottom: false, left: true } },
      { x: 20, y: 13, visited: true, walls: { top: false, right: true, bottom: true, left: false } },
      { x: 20, y: 14, visited: true, walls: { top: true, right: false, bottom: false, left: false } },
      { x: 20, y: 15, visited: true, walls: { top: false, right: true, bottom: false, left: true } },
      { x: 20, y: 16, visited: true, walls: { top: false, right: true, bottom: false, left: true } },
      { x: 20, y: 17, visited: true, walls: { top: false, right: false, bottom: false, left: true } },
      { x: 20, y: 18, visited: true, walls: { top: false, right: false, bottom: true, left: true } },
      { x: 20, y: 19, visited: true, walls: { top: true, right: false, bottom: true, left: false } },
      { x: 20, y: 20, visited: true, walls: { top: true, right: true, bottom: false, left: false } },
      { x: 20, y: 21, visited: true, walls: { top: false, right: true, bottom: false, left: true } },
      { x: 20, y: 22, visited: true, walls: { top: false, right: true, bottom: true, left: false } },
      { x: 20, y: 23, visited: true, walls: { top: true, right: false, bottom: true, left: false } },
      { x: 20, y: 24, visited: true, walls: { top: true, right: false, bottom: true, left: false } },
      { x: 20, y: 25, visited: true, walls: { top: true, right: false, bottom: true, left: false } },
      { x: 20, y: 26, visited: true, walls: { top: true, right: true, bottom: false, left: false } },
      { x: 20, y: 27, visited: true, walls: { top: false, right: true, bottom: false, left: true } },
      { x: 20, y: 28, visited: true, walls: { top: false, right: false, bottom: true, left: true } },
      { x: 20, y: 29, visited: true, walls: { top: true, right: false, bottom: true, left: true } },
    ],
    [
      { x: 21, y: 0, visited: true, walls: { top: true, right: true, bottom: false, left: false } },
      { x: 21, y: 1, visited: true, walls: { top: false, right: false, bottom: true, left: true } },
      { x: 21, y: 2, visited: true, walls: { top: true, right: false, bottom: true, left: false } },
      { x: 21, y: 3, visited: true, walls: { top: true, right: false, bottom: true, left: false } },
      { x: 21, y: 4, visited: true, walls: { top: true, right: false, bottom: true, left: false } },
      { x: 21, y: 5, visited: true, walls: { top: true, right: false, bottom: true, left: false } },
      { x: 21, y: 6, visited: true, walls: { top: true, right: false, bottom: true, left: false } },
      { x: 21, y: 7, visited: true, walls: { top: true, right: false, bottom: false, left: true } },
      { x: 21, y: 8, visited: true, walls: { top: false, right: true, bottom: false, left: false } },
      { x: 21, y: 9, visited: true, walls: { top: false, right: true, bottom: true, left: false } },
      { x: 21, y: 10, visited: true, walls: { top: true, right: false, bottom: false, left: true } },
      { x: 21, y: 11, visited: true, walls: { top: false, right: false, bottom: true, left: true } },
      { x: 21, y: 12, visited: true, walls: { top: true, right: false, bottom: true, left: false } },
      { x: 21, y: 13, visited: true, walls: { top: true, right: true, bottom: false, left: true } },
      { x: 21, y: 14, visited: true, walls: { top: false, right: true, bottom: false, left: false } },
      { x: 21, y: 15, visited: true, walls: { top: false, right: true, bottom: false, left: true } },
      { x: 21, y: 16, visited: true, walls: { top: false, right: true, bottom: true, left: true } },
      { x: 21, y: 17, visited: true, walls: { top: true, right: false, bottom: true, left: false } },
      { x: 21, y: 18, visited: true, walls: { top: true, right: true, bottom: true, left: false } },
      { x: 21, y: 19, visited: true, walls: { top: true, right: true, bottom: false, left: false } },
      { x: 21, y: 20, visited: true, walls: { top: false, right: false, bottom: true, left: true } },
      { x: 21, y: 21, visited: true, walls: { top: true, right: false, bottom: false, left: true } },
      { x: 21, y: 22, visited: true, walls: { top: false, right: true, bottom: false, left: true } },
      { x: 21, y: 23, visited: true, walls: { top: false, right: false, bottom: true, left: false } },
      { x: 21, y: 24, visited: true, walls: { top: true, right: false, bottom: true, left: false } },
      { x: 21, y: 25, visited: true, walls: { top: true, right: false, bottom: false, left: false } },
      { x: 21, y: 26, visited: true, walls: { top: false, right: true, bottom: false, left: true } },
      { x: 21, y: 27, visited: true, walls: { top: false, right: false, bottom: true, left: true } },
      { x: 21, y: 28, visited: true, walls: { top: true, right: false, bottom: true, left: false } },
      { x: 21, y: 29, visited: true, walls: { top: true, right: false, bottom: true, left: false } },
    ],
    [
      { x: 22, y: 0, visited: true, walls: { top: true, right: false, bottom: false, left: true } },
      { x: 22, y: 1, visited: true, walls: { top: false, right: true, bottom: true, left: false } },
      { x: 22, y: 2, visited: true, walls: { top: true, right: true, bottom: false, left: false } },
      { x: 22, y: 3, visited: true, walls: { top: false, right: false, bottom: true, left: false } },
      { x: 22, y: 4, visited: true, walls: { top: true, right: true, bottom: false, left: false } },
      { x: 22, y: 5, visited: true, walls: { top: false, right: true, bottom: true, left: false } },
      { x: 22, y: 6, visited: true, walls: { top: true, right: false, bottom: false, left: false } },
      { x: 22, y: 7, visited: true, walls: { top: false, right: true, bottom: true, left: false } },
      { x: 22, y: 8, visited: true, walls: { top: true, right: false, bottom: false, left: true } },
      { x: 22, y: 9, visited: true, walls: { top: false, right: true, bottom: false, left: true } },
      { x: 22, y: 10, visited: true, walls: { top: false, right: true, bottom: true, left: false } },
      { x: 22, y: 11, visited: true, walls: { top: true, right: false, bottom: true, left: false } },
      { x: 22, y: 12, visited: true, walls: { top: true, right: true, bottom: false, left: false } },
      { x: 22, y: 13, visited: true, walls: { top: false, right: true, bottom: false, left: true } },
      { x: 22, y: 14, visited: true, walls: { top: false, right: true, bottom: false, left: true } },
      { x: 22, y: 15, visited: true, walls: { top: false, right: true, bottom: false, left: true } },
      { x: 22, y: 16, visited: true, walls: { top: false, right: true, bottom: false, left: true } },
      { x: 22, y: 17, visited: true, walls: { top: false, right: false, bottom: true, left: false } },
      { x: 22, y: 18, visited: true, walls: { top: true, right: false, bottom: false, left: true } },
      { x: 22, y: 19, visited: true, walls: { top: false, right: true, bottom: false, left: true } },
      { x: 22, y: 20, visited: true, walls: { top: false, right: true, bottom: true, left: false } },
      { x: 22, y: 21, visited: true, walls: { top: true, right: false, bottom: true, left: false } },
      { x: 22, y: 22, visited: true, walls: { top: true, right: false, bottom: false, left: true } },
      { x: 22, y: 23, visited: true, walls: { top: false, right: true, bottom: true, left: false } },
      { x: 22, y: 24, visited: true, walls: { top: true, right: false, bottom: true, left: false } },
      { x: 22, y: 25, visited: true, walls: { top: true, right: true, bottom: false, left: false } },
      { x: 22, y: 26, visited: true, walls: { top: false, right: true, bottom: true, left: true } },
      { x: 22, y: 27, visited: true, walls: { top: true, right: false, bottom: true, left: false } },
      { x: 22, y: 28, visited: true, walls: { top: true, right: false, bottom: true, left: false } },
      { x: 22, y: 29, visited: true, walls: { top: true, right: false, bottom: true, left: false } },
    ],
    [
      { x: 23, y: 0, visited: true, walls: { top: true, right: false, bottom: false, left: false } },
      { x: 23, y: 1, visited: true, walls: { top: false, right: true, bottom: false, left: true } },
      { x: 23, y: 2, visited: true, walls: { top: false, right: false, bottom: true, left: true } },
      { x: 23, y: 3, visited: true, walls: { top: true, right: true, bottom: true, left: false } },
      { x: 23, y: 4, visited: true, walls: { top: true, right: false, bottom: false, left: true } },
      { x: 23, y: 5, visited: true, walls: { top: false, right: false, bottom: true, left: true } },
      { x: 23, y: 6, visited: true, walls: { top: true, right: true, bottom: false, left: false } },
      { x: 23, y: 7, visited: true, walls: { top: false, right: true, bottom: true, left: true } },
      { x: 23, y: 8, visited: true, walls: { top: true, right: false, bottom: true, left: false } },
      { x: 23, y: 9, visited: true, walls: { top: true, right: false, bottom: true, left: true } },
      { x: 23, y: 10, visited: true, walls: { top: true, right: false, bottom: false, left: true } },
      { x: 23, y: 11, visited: true, walls: { top: false, right: true, bottom: true, left: false } },
      { x: 23, y: 12, visited: true, walls: { top: true, right: false, bottom: false, left: true } },
      { x: 23, y: 13, visited: true, walls: { top: false, right: true, bottom: false, left: true } },
      { x: 23, y: 14, visited: true, walls: { top: false, right: true, bottom: false, left: true } },
      { x: 23, y: 15, visited: true, walls: { top: false, right: false, bottom: true, left: true } },
      { x: 23, y: 16, visited: true, walls: { top: true, right: true, bottom: false, left: true } },
      { x: 23, y: 17, visited: true, walls: { top: false, right: true, bottom: true, left: false } },
      { x: 23, y: 18, visited: true, walls: { top: true, right: false, bottom: true, left: false } },
      { x: 23, y: 19, visited: true, walls: { top: true, right: true, bottom: false, left: true } },
      { x: 23, y: 20, visited: true, walls: { top: false, right: false, bottom: true, left: true } },
      { x: 23, y: 21, visited: true, walls: { top: true, right: false, bottom: true, left: false } },
      { x: 23, y: 22, visited: true, walls: { top: true, right: false, bottom: true, left: false } },
      { x: 23, y: 23, visited: true, walls: { top: true, right: false, bottom: true, left: true } },
      { x: 23, y: 24, visited: true, walls: { top: true, right: true, bottom: false, left: false } },
      { x: 23, y: 25, visited: true, walls: { top: false, right: false, bottom: true, left: true } },
      { x: 23, y: 26, visited: true, walls: { top: true, right: false, bottom: false, left: true } },
      { x: 23, y: 27, visited: true, walls: { top: false, right: true, bottom: true, left: false } },
      { x: 23, y: 28, visited: true, walls: { top: true, right: true, bottom: false, left: false } },
      { x: 23, y: 29, visited: true, walls: { top: false, right: false, bottom: true, left: false } },
    ],
    [
      { x: 24, y: 0, visited: true, walls: { top: true, right: true, bottom: false, left: false } },
      { x: 24, y: 1, visited: true, walls: { top: false, right: false, bottom: true, left: true } },
      { x: 24, y: 2, visited: true, walls: { top: true, right: true, bottom: false, left: false } },
      { x: 24, y: 3, visited: true, walls: { top: false, right: false, bottom: true, left: true } },
      { x: 24, y: 4, visited: true, walls: { top: true, right: false, bottom: true, left: false } },
      { x: 24, y: 5, visited: true, walls: { top: true, right: true, bottom: false, left: false } },
      { x: 24, y: 6, visited: true, walls: { top: false, right: false, bottom: true, left: true } },
      { x: 24, y: 7, visited: true, walls: { top: true, right: false, bottom: false, left: true } },
      { x: 24, y: 8, visited: true, walls: { top: false, right: true, bottom: false, left: false } },
      { x: 24, y: 9, visited: true, walls: { top: false, right: true, bottom: true, left: false } },
      { x: 24, y: 10, visited: true, walls: { top: true, right: false, bottom: true, left: false } },
      { x: 24, y: 11, visited: true, walls: { top: true, right: false, bottom: false, left: true } },
      { x: 24, y: 12, visited: true, walls: { top: false, right: true, bottom: true, left: false } },
      { x: 24, y: 13, visited: true, walls: { top: true, right: false, bottom: false, left: true } },
      { x: 24, y: 14, visited: true, walls: { top: false, right: false, bottom: true, left: true } },
      { x: 24, y: 15, visited: true, walls: { top: true, right: false, bottom: true, left: false } },
      { x: 24, y: 16, visited: true, walls: { top: true, right: false, bottom: false, left: true } },
      { x: 24, y: 17, visited: true, walls: { top: false, right: false, bottom: true, left: true } },
      { x: 24, y: 18, visited: true, walls: { top: true, right: false, bottom: true, left: false } },
      { x: 24, y: 19, visited: true, walls: { top: true, right: false, bottom: false, left: true } },
      { x: 24, y: 20, visited: true, walls: { top: false, right: false, bottom: true, left: false } },
      { x: 24, y: 21, visited: true, walls: { top: true, right: false, bottom: true, left: false } },
      { x: 24, y: 22, visited: true, walls: { top: true, right: true, bottom: false, left: false } },
      { x: 24, y: 23, visited: true, walls: { top: false, right: true, bottom: false, left: false } },
      { x: 24, y: 24, visited: true, walls: { top: false, right: false, bottom: true, left: true } },
      { x: 24, y: 25, visited: true, walls: { top: true, right: true, bottom: false, left: false } },
      { x: 24, y: 26, visited: true, walls: { top: false, right: true, bottom: true, left: false } },
      { x: 24, y: 27, visited: true, walls: { top: true, right: true, bottom: false, left: true } },
      { x: 24, y: 28, visited: true, walls: { top: false, right: false, bottom: true, left: true } },
      { x: 24, y: 29, visited: true, walls: { top: true, right: false, bottom: true, left: false } },
    ],
    [
      { x: 25, y: 0, visited: true, walls: { top: true, right: false, bottom: true, left: true } },
      { x: 25, y: 1, visited: true, walls: { top: true, right: false, bottom: true, left: false } },
      { x: 25, y: 2, visited: true, walls: { top: true, right: false, bottom: true, left: true } },
      { x: 25, y: 3, visited: true, walls: { top: true, right: true, bottom: false, left: false } },
      { x: 25, y: 4, visited: true, walls: { top: false, right: true, bottom: true, left: false } },
      { x: 25, y: 5, visited: true, walls: { top: true, right: false, bottom: true, left: true } },
      { x: 25, y: 6, visited: true, walls: { top: true, right: false, bottom: true, left: false } },
      { x: 25, y: 7, visited: true, walls: { top: true, right: false, bottom: true, left: false } },
      { x: 25, y: 8, visited: true, walls: { top: true, right: false, bottom: true, left: true } },
      { x: 25, y: 9, visited: true, walls: { top: true, right: false, bottom: false, left: true } },
      { x: 25, y: 10, visited: true, walls: { top: false, right: true, bottom: true, left: false } },
      { x: 25, y: 11, visited: true, walls: { top: true, right: false, bottom: true, left: false } },
      { x: 25, y: 12, visited: true, walls: { top: true, right: false, bottom: true, left: true } },
      { x: 25, y: 13, visited: true, walls: { top: true, right: false, bottom: true, left: false } },
      { x: 25, y: 14, visited: true, walls: { top: true, right: false, bottom: true, left: false } },
      { x: 25, y: 15, visited: true, walls: { top: true, right: true, bottom: false, left: false } },
      { x: 25, y: 16, visited: true, walls: { top: false, right: true, bottom: true, left: false } },
      { x: 25, y: 17, visited: true, walls: { top: true, right: true, bottom: false, left: false } },
      { x: 25, y: 18, visited: true, walls: { top: false, right: true, bottom: false, left: false } },
      { x: 25, y: 19, visited: true, walls: { top: false, right: true, bottom: true, left: false } },
      { x: 25, y: 20, visited: true, walls: { top: true, right: true, bottom: true, left: false } },
      { x: 25, y: 21, visited: true, walls: { top: true, right: true, bottom: false, left: false } },
      { x: 25, y: 22, visited: true, walls: { top: false, right: true, bottom: false, left: true } },
      { x: 25, y: 23, visited: true, walls: { top: false, right: false, bottom: true, left: true } },
      { x: 25, y: 24, visited: true, walls: { top: true, right: false, bottom: false, left: false } },
      { x: 25, y: 25, visited: true, walls: { top: false, right: true, bottom: false, left: true } },
      { x: 25, y: 26, visited: true, walls: { top: false, right: true, bottom: false, left: true } },
      { x: 25, y: 27, visited: true, walls: { top: false, right: true, bottom: false, left: true } },
      { x: 25, y: 28, visited: true, walls: { top: false, right: true, bottom: true, left: false } },
      { x: 25, y: 29, visited: true, walls: { top: true, right: false, bottom: true, left: false } },
    ],
    [
      { x: 26, y: 0, visited: true, walls: { top: true, right: false, bottom: true, left: false } },
      { x: 26, y: 1, visited: true, walls: { top: true, right: false, bottom: true, left: false } },
      { x: 26, y: 2, visited: true, walls: { top: true, right: true, bottom: false, left: false } },
      { x: 26, y: 3, visited: true, walls: { top: false, right: true, bottom: false, left: true } },
      { x: 26, y: 4, visited: true, walls: { top: false, right: false, bottom: false, left: true } },
      { x: 26, y: 5, visited: true, walls: { top: false, right: false, bottom: true, left: false } },
      { x: 26, y: 6, visited: true, walls: { top: true, right: true, bottom: false, left: false } },
      { x: 26, y: 7, visited: true, walls: { top: false, right: true, bottom: true, left: false } },
      { x: 26, y: 8, visited: true, walls: { top: true, right: false, bottom: true, left: false } },
      { x: 26, y: 9, visited: true, walls: { top: true, right: true, bottom: false, left: false } },
      { x: 26, y: 10, visited: true, walls: { top: false, right: true, bottom: false, left: true } },
      { x: 26, y: 11, visited: true, walls: { top: false, right: true, bottom: true, left: false } },
      { x: 26, y: 12, visited: true, walls: { top: true, right: false, bottom: false, left: false } },
      { x: 26, y: 13, visited: true, walls: { top: false, right: true, bottom: true, left: false } },
      { x: 26, y: 14, visited: true, walls: { top: true, right: true, bottom: false, left: false } },
      { x: 26, y: 15, visited: true, walls: { top: false, right: true, bottom: false, left: true } },
      { x: 26, y: 16, visited: true, walls: { top: false, right: true, bottom: false, left: true } },
      { x: 26, y: 17, visited: true, walls: { top: false, right: true, bottom: false, left: true } },
      { x: 26, y: 18, visited: true, walls: { top: false, right: false, bottom: true, left: true } },
      { x: 26, y: 19, visited: true, walls: { top: true, right: false, bottom: false, left: true } },
      { x: 26, y: 20, visited: true, walls: { top: false, right: true, bottom: false, left: true } },
      { x: 26, y: 21, visited: true, walls: { top: false, right: true, bottom: false, left: true } },
      { x: 26, y: 22, visited: true, walls: { top: false, right: true, bottom: false, left: true } },
      { x: 26, y: 23, visited: true, walls: { top: false, right: false, bottom: true, left: false } },
      { x: 26, y: 24, visited: true, walls: { top: true, right: true, bottom: true, left: false } },
      { x: 26, y: 25, visited: true, walls: { top: true, right: false, bottom: false, left: true } },
      { x: 26, y: 26, visited: true, walls: { top: false, right: true, bottom: false, left: true } },
      { x: 26, y: 27, visited: true, walls: { top: false, right: false, bottom: true, left: true } },
      { x: 26, y: 28, visited: true, walls: { top: true, right: false, bottom: false, left: true } },
      { x: 26, y: 29, visited: true, walls: { top: false, right: true, bottom: true, left: false } },
    ],
    [
      { x: 27, y: 0, visited: true, walls: { top: true, right: false, bottom: false, left: false } },
      { x: 27, y: 1, visited: true, walls: { top: false, right: true, bottom: true, left: false } },
      { x: 27, y: 2, visited: true, walls: { top: true, right: false, bottom: false, left: true } },
      { x: 27, y: 3, visited: true, walls: { top: false, right: false, bottom: true, left: true } },
      { x: 27, y: 4, visited: true, walls: { top: true, right: true, bottom: true, left: false } },
      { x: 27, y: 5, visited: true, walls: { top: true, right: true, bottom: false, left: false } },
      { x: 27, y: 6, visited: true, walls: { top: false, right: false, bottom: false, left: true } },
      { x: 27, y: 7, visited: true, walls: { top: false, right: true, bottom: false, left: true } },
      { x: 27, y: 8, visited: true, walls: { top: false, right: true, bottom: false, left: false } },
      { x: 27, y: 9, visited: true, walls: { top: false, right: true, bottom: false, left: true } },
      { x: 27, y: 10, visited: true, walls: { top: false, right: true, bottom: false, left: true } },
      { x: 27, y: 11, visited: true, walls: { top: false, right: true, bottom: false, left: true } },
      { x: 27, y: 12, visited: true, walls: { top: false, right: true, bottom: true, left: false } },
      { x: 27, y: 13, visited: true, walls: { top: true, right: false, bottom: false, left: true } },
      { x: 27, y: 14, visited: true, walls: { top: false, right: true, bottom: false, left: true } },
      { x: 27, y: 15, visited: true, walls: { top: false, right: true, bottom: false, left: true } },
      { x: 27, y: 16, visited: true, walls: { top: false, right: false, bottom: true, left: true } },
      { x: 27, y: 17, visited: true, walls: { top: true, right: false, bottom: false, left: true } },
      { x: 27, y: 18, visited: true, walls: { top: false, right: false, bottom: true, left: false } },
      { x: 27, y: 19, visited: true, walls: { top: true, right: true, bottom: false, left: false } },
      { x: 27, y: 20, visited: true, walls: { top: false, right: false, bottom: true, left: true } },
      { x: 27, y: 21, visited: true, walls: { top: true, right: true, bottom: false, left: true } },
      { x: 27, y: 22, visited: true, walls: { top: false, right: true, bottom: false, left: true } },
      { x: 27, y: 23, visited: true, walls: { top: false, right: true, bottom: true, left: false } },
      { x: 27, y: 24, visited: true, walls: { top: true, right: false, bottom: false, left: true } },
      { x: 27, y: 25, visited: true, walls: { top: false, right: true, bottom: true, left: false } },
      { x: 27, y: 26, visited: true, walls: { top: true, right: false, bottom: true, left: true } },
      { x: 27, y: 27, visited: true, walls: { top: true, right: false, bottom: true, left: false } },
      { x: 27, y: 28, visited: true, walls: { top: true, right: true, bottom: false, left: false } },
      { x: 27, y: 29, visited: true, walls: { top: false, right: false, bottom: true, left: true } },
    ],
    [
      { x: 28, y: 0, visited: true, walls: { top: true, right: true, bottom: false, left: false } },
      { x: 28, y: 1, visited: true, walls: { top: false, right: false, bottom: true, left: true } },
      { x: 28, y: 2, visited: true, walls: { top: true, right: false, bottom: true, left: false } },
      { x: 28, y: 3, visited: true, walls: { top: true, right: true, bottom: false, left: false } },
      { x: 28, y: 4, visited: true, walls: { top: false, right: true, bottom: false, left: true } },
      { x: 28, y: 5, visited: true, walls: { top: false, right: false, bottom: true, left: true } },
      { x: 28, y: 6, visited: true, walls: { top: true, right: true, bottom: false, left: false } },
      { x: 28, y: 7, visited: true, walls: { top: false, right: true, bottom: false, left: true } },
      { x: 28, y: 8, visited: true, walls: { top: false, right: true, bottom: false, left: true } },
      { x: 28, y: 9, visited: true, walls: { top: false, right: true, bottom: false, left: true } },
      { x: 28, y: 10, visited: true, walls: { top: false, right: true, bottom: true, left: true } },
      { x: 28, y: 11, visited: true, walls: { top: true, right: false, bottom: false, left: true } },
      { x: 28, y: 12, visited: true, walls: { top: false, right: false, bottom: true, left: true } },
      { x: 28, y: 13, visited: true, walls: { top: true, right: false, bottom: true, left: false } },
      { x: 28, y: 14, visited: true, walls: { top: true, right: false, bottom: false, left: true } },
      { x: 28, y: 15, visited: true, walls: { top: false, right: false, bottom: true, left: true } },
      { x: 28, y: 16, visited: true, walls: { top: true, right: true, bottom: false, left: false } },
      { x: 28, y: 17, visited: true, walls: { top: false, right: true, bottom: true, left: false } },
      { x: 28, y: 18, visited: true, walls: { top: true, right: true, bottom: false, left: false } },
      { x: 28, y: 19, visited: true, walls: { top: false, right: false, bottom: true, left: true } },
      { x: 28, y: 20, visited: true, walls: { top: true, right: true, bottom: false, left: false } },
      { x: 28, y: 21, visited: true, walls: { top: false, right: true, bottom: false, left: true } },
      { x: 28, y: 22, visited: true, walls: { top: false, right: true, bottom: false, left: true } },
      { x: 28, y: 23, visited: true, walls: { top: false, right: true, bottom: false, left: true } },
      { x: 28, y: 24, visited: true, walls: { top: false, right: true, bottom: true, left: false } },
      { x: 28, y: 25, visited: true, walls: { top: true, right: false, bottom: false, left: true } },
      { x: 28, y: 26, visited: true, walls: { top: false, right: false, bottom: true, left: false } },
      { x: 28, y: 27, visited: true, walls: { top: true, right: false, bottom: false, left: false } },
      { x: 28, y: 28, visited: true, walls: { top: false, right: true, bottom: true, left: true } },
      { x: 28, y: 29, visited: true, walls: { top: true, right: false, bottom: true, left: false } },
    ],
    [
      { x: 29, y: 0, visited: true, walls: { top: true, right: true, bottom: false, left: true } },
      { x: 29, y: 1, visited: true, walls: { top: false, right: true, bottom: false, left: false } },
      { x: 29, y: 2, visited: true, walls: { top: false, right: true, bottom: true, left: false } },
      { x: 29, y: 3, visited: true, walls: { top: true, right: true, bottom: false, left: true } },
      { x: 29, y: 4, visited: true, walls: { top: false, right: true, bottom: false, left: true } },
      { x: 29, y: 5, visited: true, walls: { top: false, right: true, bottom: false, left: false } },
      { x: 29, y: 6, visited: true, walls: { top: false, right: true, bottom: false, left: true } },
      { x: 29, y: 7, visited: true, walls: { top: false, right: true, bottom: false, left: true } },
      { x: 29, y: 8, visited: true, walls: { top: false, right: true, bottom: false, left: true } },
      { x: 29, y: 9, visited: true, walls: { top: false, right: true, bottom: false, left: true } },
      { x: 29, y: 10, visited: true, walls: { top: false, right: true, bottom: false, left: true } },
      { x: 29, y: 11, visited: true, walls: { top: false, right: true, bottom: true, left: false } },
      { x: 29, y: 12, visited: true, walls: { top: true, right: true, bottom: false, left: false } },
      { x: 29, y: 13, visited: true, walls: { top: false, right: true, bottom: true, left: false } },
      { x: 29, y: 14, visited: true, walls: { top: true, right: true, bottom: true, left: false } },
      { x: 29, y: 15, visited: true, walls: { top: true, right: true, bottom: false, left: false } },
      { x: 29, y: 16, visited: true, walls: { top: false, right: true, bottom: false, left: true } },
      { x: 29, y: 17, visited: true, walls: { top: false, right: true, bottom: false, left: true } },
      { x: 29, y: 18, visited: true, walls: { top: false, right: true, bottom: false, left: true } },
      { x: 29, y: 19, visited: true, walls: { top: false, right: true, bottom: false, left: false } },
      { x: 29, y: 20, visited: true, walls: { top: false, right: true, bottom: false, left: true } },
      { x: 29, y: 21, visited: true, walls: { top: false, right: true, bottom: false, left: true } },
      { x: 29, y: 22, visited: true, walls: { top: false, right: true, bottom: false, left: true } },
      { x: 29, y: 23, visited: true, walls: { top: false, right: true, bottom: false, left: true } },
      { x: 29, y: 24, visited: true, walls: { top: false, right: true, bottom: false, left: true } },
      { x: 29, y: 25, visited: true, walls: { top: false, right: true, bottom: true, left: false } },
      { x: 29, y: 26, visited: true, walls: { top: true, right: true, bottom: true, left: false } },
      { x: 29, y: 27, visited: true, walls: { top: true, right: true, bottom: false, left: false } },
      { x: 29, y: 28, visited: true, walls: { top: false, right: true, bottom: false, left: true } },
      { x: 29, y: 29, visited: true, walls: { top: false, right: true, bottom: true, left: false } },
    ],
  ], // end input 1
]
